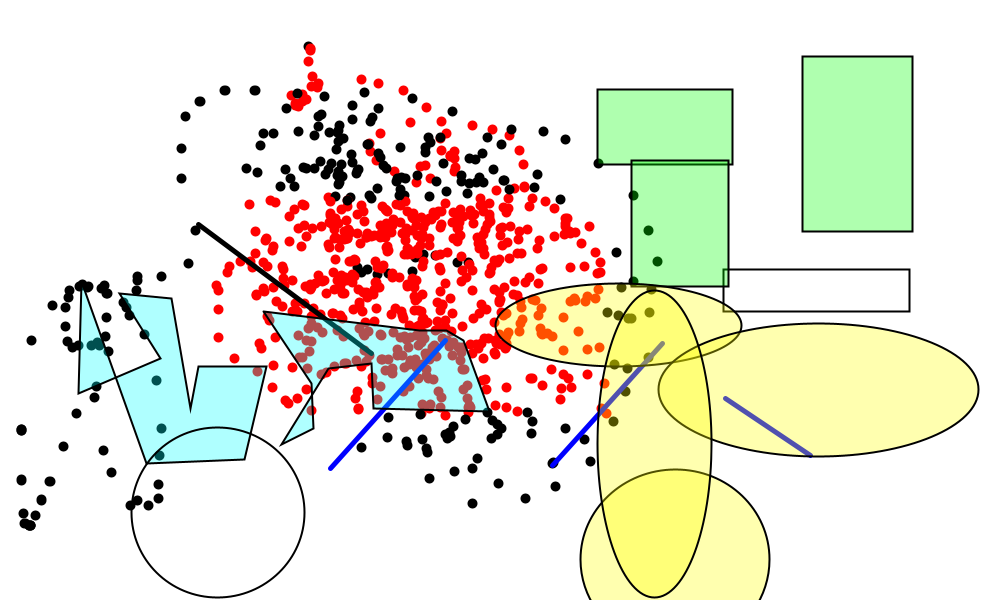
Frame 1 (no input)
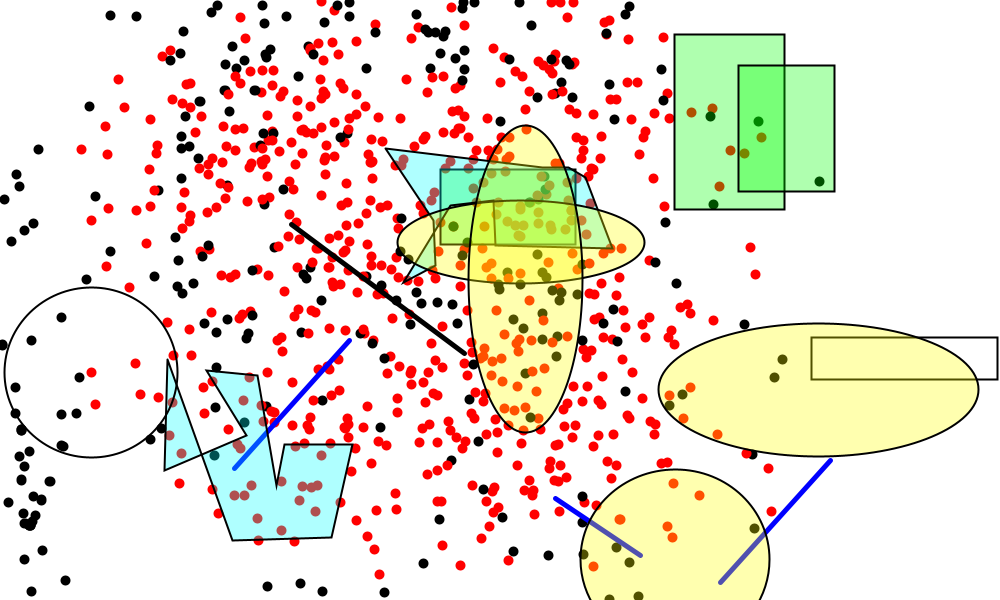
Frame 60 (the mouse pressed at the canvas centre just before this capture)
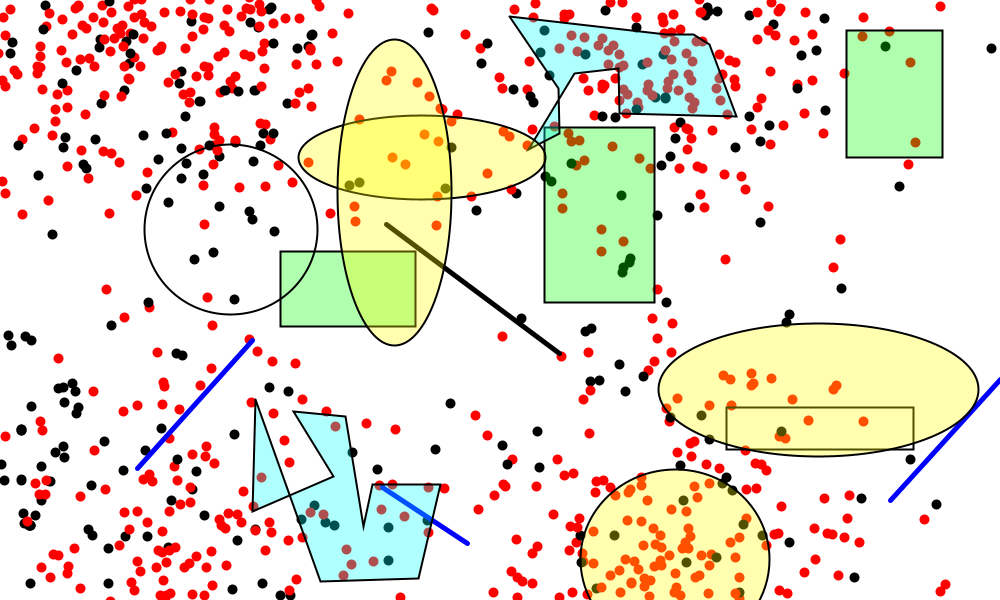
Frame 120 (the mouse held since frame 60 and released just before this capture)

The Processing sketch that drew these frames (run headless with seeded random() and noise(); from frame 60 on, the mouse is pressed at the canvas centre):

// Processing sketch: GenerateCode15430
// ── GenerateCode15430.pde
float [] pointX = new float [5000];
float [] pointY = new float [5000];
int [] pointStrokeFlag = new int [5000];
int [] pointMoveFlag = new int [5000];
int [] pointMoveFLAGX = new int [5000];
int [] pointMoveFLAGY = new int [5000];
float [] pointVX = new float [5000];
float [] pointVY = new float [5000];

float [] lineX1 = new float [500];
float [] lineY1 = new float [500];
float [] lineX2 = new float [500];
float [] lineY2 = new float [500];
float [] lineW = new float [500];
float [] lineH = new float [500];
int [] lineStrokeFlag = new int [500];
int [] lineMoveFlag = new int [500];
int [] lineMoveFLAGX = new int [500];
int [] lineMoveFLAGY = new int [500];
float [] lineVX = new float [500];
float [] lineVY = new float [500];

float [] rectX = new float [500];
float [] rectY = new float [500];
float [] rectW = new float [500];
float [] rectH = new float [500];
float [] rectX2 = new float [500];
float [] rectY2 = new float [500];
int [] rectFillFlag = new int [500];
int [] rectMoveFlag = new int [500];
int [] rectMoveFLAGX = new int [500];
int [] rectMoveFLAGY = new int [500];
float [] rectVX = new float [500];
float [] rectVY = new float [500];

int [] beginShapeFLAG = new int [500];
float [][] vertexX = new float [500][500];
float [][] vertexY = new float [500][500];
int [] vertexFillFlag = new int [500];
int [] vertexFlag = new int [500];
int [] lastVertexFlag = new int [500];
int vertexCount;
int [] vertexMoveFlag = new int [500];
float [] vertexMoveFLAGX = new float [500];
float [] vertexMoveFLAGY = new float [500];
float [] MaxX = new float [500];
float [] minX = new float [500];
float [] MaxY = new float [500];
float [] minY = new float [500];
float [][] DistX = new float [500][500];
float [][] distX = new float [500][500];
float [][] DistY = new float [500][500];
float [][] distY = new float [500][500];
float [] vertexVX = new float [500];
float [] vertexVY = new float [500];

int [] ellipFillFlag = new int [500];
int [] ellipMoveFlag = new int [500];
int [] ellipMoveFLAGX = new int [500];
int [] ellipMoveFLAGY = new int [500];
float [] ellipX = new float [500];
float [] ellipY = new float [500];
float [] ellipR1 = new float [500];
float [] ellipR2 = new float [500];
int [] ellipFlag = new int [500];
int [] ellipFLAG = new int [500];
float [] ellipVX = new float [500];
float [] ellipVY = new float [500];

void setup(){
  size(1000, 600);
  for(int p=0; p<5000; p++){
    pointVX[p]=random(1, 3);
    pointVY[p]=random(1, 3);
    pointMoveFLAGX[p]=(int)random(2);
    pointMoveFLAGY[p]=(int)random(2);
  }
  for(int l=0; l<500; l++){
    lineVX[l]=random(1, 3);
    lineVY[l]=random(1, 3);
    lineMoveFLAGX[l]=(int)random(2);
    lineMoveFLAGY[l]=(int)random(2);
  }
  for(int r=0; r<500; r++){
    rectVX[r]=random(1, 3);
    rectVY[r]=random(1, 3);
    rectMoveFLAGX[r]=(int)random(2);
    rectMoveFLAGY[r]=(int)random(2);
  }
  for(int v=0; v<500; v++){
    vertexVX[v]=random(1, 3);
    vertexVY[v]=random(1, 3);
    vertexMoveFLAGX[v]=(int)random(2);
    vertexMoveFLAGY[v]=(int)random(2);
  }
  for (int e=0; e<500; e++) {
    ellipVX[e]=random(1, 3);
    ellipVY[e]=random(1, 3);
    ellipMoveFLAGX[e]=(int)random(2);
    ellipMoveFLAGY[e]=(int)random(2);
  }
  pointX[0]=308.3333;
  pointY[0]=46.666664;
  pointX[1]=310.0;
  pointY[1]=48.333332;
  pointX[2]=310.0;
  pointY[2]=49.999996;
  pointX[3]=310.0;
  pointY[3]=59.999996;
  pointX[4]=310.0;
  pointY[4]=75.0;
  pointX[5]=310.0;
  pointY[5]=88.33333;
  pointX[6]=305.0;
  pointY[6]=98.33333;
  pointX[7]=300.0;
  pointY[7]=103.33333;
  pointX[8]=296.66666;
  pointY[8]=103.33333;
  pointX[9]=293.3333;
  pointY[9]=103.33333;
  pointX[10]=293.3333;
  pointY[10]=101.666664;
  pointX[11]=293.3333;
  pointY[11]=98.33333;
  pointX[12]=300.0;
  pointY[12]=93.33333;
  pointX[13]=320.0;
  pointY[13]=85.0;
  pointX[14]=320.0;
  pointY[14]=85.0;
  pointX[15]=360.0;
  pointY[15]=81.666664;
  pointX[16]=380.0;
  pointY[16]=81.666664;
  pointX[17]=404.99997;
  pointY[17]=91.666664;
  pointX[18]=424.99997;
  pointY[18]=109.99999;
  pointX[19]=443.3333;
  pointY[19]=136.66666;
  pointX[20]=443.3333;
  pointY[20]=136.66666;
  pointX[21]=459.99997;
  pointY[21]=219.99998;
  pointX[22]=458.3333;
  pointY[22]=238.33333;
  pointX[23]=444.99997;
  pointY[23]=251.66666;
  pointX[24]=433.3333;
  pointY[24]=256.66666;
  pointX[25]=424.99997;
  pointY[25]=256.66666;
  pointX[26]=413.3333;
  pointY[26]=256.66666;
  pointX[27]=409.99997;
  pointY[27]=249.99998;
  pointX[28]=406.66666;
  pointY[28]=243.33333;
  pointX[29]=406.66666;
  pointY[29]=236.66666;
  pointX[30]=414.99997;
  pointY[30]=228.33333;
  pointX[31]=426.66666;
  pointY[31]=219.99998;
  pointX[32]=436.66666;
  pointY[32]=214.99998;
  pointX[33]=451.66666;
  pointY[33]=213.33333;
  pointX[34]=461.66666;
  pointY[34]=214.99998;
  pointX[35]=471.66666;
  pointY[35]=226.66666;
  pointX[36]=476.66666;
  pointY[36]=241.66666;
  pointX[37]=476.66666;
  pointY[37]=251.66666;
  pointX[38]=469.99997;
  pointY[38]=260.0;
  pointX[39]=454.99997;
  pointY[39]=265.0;
  pointX[40]=438.3333;
  pointY[40]=268.3333;
  pointX[41]=414.99997;
  pointY[41]=270.0;
  pointX[42]=389.99997;
  pointY[42]=271.66666;
  pointX[43]=375.0;
  pointY[43]=271.66666;
  pointX[44]=365.0;
  pointY[44]=271.66666;
  pointX[45]=360.0;
  pointY[45]=270.0;
  pointX[46]=360.0;
  pointY[46]=270.0;
  pointX[47]=383.3333;
  pointY[47]=226.66666;
  pointX[48]=383.3333;
  pointY[48]=226.66666;
  pointX[49]=423.3333;
  pointY[49]=168.33333;
  pointX[50]=423.3333;
  pointY[50]=168.33333;
  pointX[51]=443.3333;
  pointY[51]=153.33333;
  pointX[52]=448.3333;
  pointY[52]=153.33333;
  pointX[53]=451.66666;
  pointY[53]=153.33333;
  pointX[54]=453.3333;
  pointY[54]=155.0;
  pointX[55]=453.3333;
  pointY[55]=161.66666;
  pointX[56]=453.3333;
  pointY[56]=168.33333;
  pointX[57]=453.3333;
  pointY[57]=168.33333;
  pointX[58]=433.3333;
  pointY[58]=180.0;
  pointX[59]=414.99997;
  pointY[59]=180.0;
  pointX[60]=391.66666;
  pointY[60]=173.33333;
  pointX[61]=378.3333;
  pointY[61]=161.66666;
  pointX[62]=368.3333;
  pointY[62]=150.0;
  pointX[63]=368.3333;
  pointY[63]=141.66666;
  pointX[64]=378.3333;
  pointY[64]=131.66666;
  pointX[65]=408.3333;
  pointY[65]=124.99999;
  pointX[66]=443.3333;
  pointY[66]=123.33333;
  pointX[67]=469.99997;
  pointY[67]=123.33333;
  pointX[68]=494.99997;
  pointY[68]=126.666664;
  pointX[69]=511.66666;
  pointY[69]=138.33333;
  pointX[70]=518.3333;
  pointY[70]=153.33333;
  pointX[71]=521.6666;
  pointY[71]=166.66666;
  pointX[72]=521.6666;
  pointY[72]=188.33333;
  pointX[73]=503.3333;
  pointY[73]=211.66666;
  pointX[74]=484.99997;
  pointY[74]=226.66666;
  pointX[75]=459.99997;
  pointY[75]=238.33333;
  pointX[76]=459.99997;
  pointY[76]=238.33333;
  pointX[77]=426.66666;
  pointY[77]=239.99998;
  pointX[78]=419.99997;
  pointY[78]=236.66666;
  pointX[79]=419.99997;
  pointY[79]=236.66666;
  pointX[80]=418.3333;
  pointY[80]=226.66666;
  pointX[81]=431.66666;
  pointY[81]=219.99998;
  pointX[82]=454.99997;
  pointY[82]=211.66666;
  pointX[83]=483.3333;
  pointY[83]=203.33333;
  pointX[84]=506.66666;
  pointY[84]=199.99998;
  pointX[85]=530.0;
  pointY[85]=199.99998;
  pointX[86]=548.3333;
  pointY[86]=203.33333;
  pointX[87]=556.6666;
  pointY[87]=209.99998;
  pointX[88]=566.6666;
  pointY[88]=219.99998;
  pointX[89]=568.3333;
  pointY[89]=229.99998;
  pointX[90]=568.3333;
  pointY[90]=234.99998;
  pointX[91]=561.6666;
  pointY[91]=236.66666;
  pointX[92]=551.6666;
  pointY[92]=238.33333;
  pointX[93]=536.6666;
  pointY[93]=238.33333;
  pointX[94]=520.0;
  pointY[94]=236.66666;
  pointX[95]=503.3333;
  pointY[95]=229.99998;
  pointX[96]=493.3333;
  pointY[96]=219.99998;
  pointX[97]=486.66666;
  pointY[97]=211.66666;
  pointX[98]=484.99997;
  pointY[98]=203.33333;
  pointX[99]=494.99997;
  pointY[99]=193.33333;
  pointX[100]=511.66666;
  pointY[100]=186.66666;
  pointX[101]=523.3333;
  pointY[101]=185.0;
  lineX1[1]=196.66666;
  lineY1[1]=224.99998;
  lineX2[1]=370.0;
  lineY2[1]=353.3333;
  lineX1[2]=331.66666;
  lineY1[2]=468.3333;
  lineX2[2]=446.66666;
  lineY2[2]=340.0;
  lineX1[3]=660.0;
  lineY1[3]=341.66666;
  lineX2[3]=550.0;
  lineY2[3]=463.3333;
  lineX1[4]=813.3333;
  lineY1[4]=453.3333;
  lineX2[4]=728.3333;
  lineY2[4]=396.66666;
  rectX[1]=600.0;
  rectY[1]=88.33333;
  rectW[1]=135.0;
  rectH[1]=75.0;
  rectX[2]=914.99994;
  rectY[2]=58.333332;
  rectW[2]=-110.0;
  rectH[2]=175.0;
  rectX[3]=908.3333;
  rectY[3]=310.0;
  rectW[3]=-186.66669;
  rectH[3]=-41.666687;
  rectX[4]=630.0;
  rectY[4]=288.3333;
  rectW[4]=96.666626;
  rectH[4]=-126.66666;
  vertexX[0][0]=81.666664;
  vertexY[0][0]=281.66666;
  vertexX[0][1]=78.33333;
  vertexY[0][1]=393.3333;
  vertexX[0][2]=160.0;
  vertexY[0][2]=358.3333;
  vertexX[0][3]=119.99999;
  vertexY[0][3]=293.3333;
  vertexX[0][4]=171.66666;
  vertexY[0][4]=298.3333;
  vertexX[0][5]=190.0;
  vertexY[0][5]=408.3333;
  vertexX[0][6]=198.33333;
  vertexY[0][6]=366.66666;
  vertexX[0][7]=266.66666;
  vertexY[0][7]=366.66666;
  vertexX[0][8]=244.99998;
  vertexY[0][8]=459.99997;
  vertexX[0][9]=146.66666;
  vertexY[0][9]=463.3333;
  vertexX[1][0]=263.3333;
  vertexY[1][0]=311.66666;
  vertexX[1][1]=311.66666;
  vertexY[1][1]=383.3333;
  vertexX[1][2]=313.3333;
  vertexY[1][2]=428.3333;
  vertexX[1][3]=281.66666;
  vertexY[1][3]=444.99997;
  vertexX[1][4]=328.3333;
  vertexY[1][4]=368.3333;
  vertexX[1][5]=371.66666;
  vertexY[1][5]=363.3333;
  vertexX[1][6]=373.3333;
  vertexY[1][6]=408.3333;
  vertexX[1][7]=489.99997;
  vertexY[1][7]=411.66666;
  vertexX[1][8]=463.3333;
  vertexY[1][8]=340.0;
  vertexX[1][9]=446.66666;
  vertexY[1][9]=330.0;
  vertexX[1][10]=419.99997;
  vertexY[1][10]=330.0;
  ellipX[1]=620.0;
  ellipY[1]=326.66666;
  ellipR1[1]=123.33331;
  ellipR2[1]=41.666656;
  ellipX[2]=818.3333;
  ellipY[2]=389.99997;
  ellipR1[2]=-160.0;
  ellipR2[2]=-66.66666;
  ellipX[3]=675.0;
  ellipY[3]=560.0;
  ellipR1[3]=94.99994;
  ellipR2[3]=-90.00003;
  ellipX[4]=656.6666;
  ellipY[4]=461.66666;
  ellipR1[4]=-56.666626;
  ellipR2[4]=153.33334;
  ellipX[5]=219.99998;
  ellipY[5]=561.6666;
  ellipR1[5]=86.66667;
  ellipR2[5]=-84.99997;
  pointStrokeFlag[1]=1;
  pointStrokeFlag[2]=1;
  pointStrokeFlag[3]=1;
  pointStrokeFlag[4]=1;
  pointStrokeFlag[5]=1;
  pointStrokeFlag[6]=1;
  pointStrokeFlag[7]=1;
  pointStrokeFlag[8]=1;
  pointStrokeFlag[9]=1;
  pointStrokeFlag[10]=1;
  pointStrokeFlag[11]=1;
  pointStrokeFlag[12]=1;
  pointStrokeFlag[13]=1;
  pointStrokeFlag[14]=1;
  pointStrokeFlag[15]=1;
  pointStrokeFlag[16]=1;
  pointStrokeFlag[17]=1;
  pointStrokeFlag[18]=1;
  pointStrokeFlag[19]=1;
  pointStrokeFlag[20]=1;
  pointStrokeFlag[21]=1;
  pointStrokeFlag[22]=1;
  pointStrokeFlag[23]=1;
  pointStrokeFlag[27]=1;
  pointStrokeFlag[28]=1;
  pointStrokeFlag[29]=1;
  pointStrokeFlag[30]=1;
  pointStrokeFlag[31]=1;
  pointStrokeFlag[32]=1;
  pointStrokeFlag[33]=1;
  pointStrokeFlag[34]=1;
  pointStrokeFlag[35]=1;
  pointStrokeFlag[36]=1;
  pointStrokeFlag[37]=1;
  pointStrokeFlag[47]=1;
  pointStrokeFlag[48]=1;
  pointStrokeFlag[49]=1;
  pointStrokeFlag[50]=1;
  pointStrokeFlag[51]=1;
  pointStrokeFlag[52]=1;
  pointStrokeFlag[53]=1;
  pointStrokeFlag[54]=1;
  pointStrokeFlag[55]=1;
  pointStrokeFlag[56]=1;
  pointStrokeFlag[57]=1;
  pointStrokeFlag[58]=1;
  pointStrokeFlag[59]=1;
  pointStrokeFlag[60]=1;
  pointStrokeFlag[61]=1;
  pointStrokeFlag[62]=1;
  pointStrokeFlag[63]=1;
  pointStrokeFlag[64]=1;
  pointStrokeFlag[65]=1;
  pointStrokeFlag[66]=1;
  pointStrokeFlag[67]=1;
  pointStrokeFlag[68]=1;
  pointStrokeFlag[69]=1;
  pointStrokeFlag[70]=1;
  pointStrokeFlag[71]=1;
  pointStrokeFlag[72]=1;
  pointStrokeFlag[73]=1;
  pointStrokeFlag[74]=1;
  pointStrokeFlag[75]=1;
  pointStrokeFlag[76]=1;
  pointStrokeFlag[77]=1;
  pointStrokeFlag[78]=1;
  pointStrokeFlag[79]=1;
  pointStrokeFlag[80]=1;
  pointStrokeFlag[81]=1;
  pointStrokeFlag[82]=1;
  pointStrokeFlag[83]=1;
  pointStrokeFlag[84]=1;
  pointStrokeFlag[85]=1;
  pointStrokeFlag[86]=1;
  pointStrokeFlag[87]=1;
  pointStrokeFlag[88]=1;
  pointStrokeFlag[89]=1;
  pointStrokeFlag[90]=1;
  pointStrokeFlag[91]=1;
  pointStrokeFlag[92]=1;
  pointStrokeFlag[93]=1;
  pointStrokeFlag[94]=1;
  pointStrokeFlag[95]=1;
  pointStrokeFlag[96]=1;
  pointStrokeFlag[97]=1;
  pointStrokeFlag[98]=1;
  pointStrokeFlag[99]=1;
  pointStrokeFlag[100]=1;
  pointStrokeFlag[101]=1;
  rectFillFlag[1]=1;
  ellipFillFlag[1]=1;
  ellipFillFlag[2]=1;
  lineStrokeFlag[3]=1;
  ellipFillFlag[3]=1;
  lineStrokeFlag[4]=1;
  rectFillFlag[4]=1;
  ellipFillFlag[4]=1;
  vertexFillFlag[1]=1;
  lineStrokeFlag[2]=1;
  pointMoveFlag[6]=1;
  pointMoveFlag[7]=1;
  pointMoveFlag[8]=1;
  pointMoveFlag[9]=1;
  pointMoveFlag[10]=1;
  pointMoveFlag[11]=1;
  pointMoveFlag[12]=1;
  ellipMoveFlag[1]=1;
  lineMoveFlag[3]=1;
  rectMoveFlag[3]=1;
  rectMoveFlag[4]=1;
  pointMoveFlag[53]=1;
  pointMoveFlag[54]=1;
  pointMoveFlag[55]=1;
  pointMoveFlag[56]=1;
  pointMoveFlag[57]=1;
  pointMoveFlag[67]=1;
  pointMoveFlag[68]=1;
  pointMoveFlag[69]=1;
  pointMoveFlag[70]=1;
  pointMoveFlag[71]=1;
  rectMoveFlag[1]=1;
  rectMoveFlag[2]=1;
  lineMoveFlag[4]=1;
  ellipMoveFlag[4]=1;
  pointMoveFlag[9]=1;
  lineMoveFlag[3]=1;
  rectMoveFlag[3]=1;
  vertexMoveFlag[1]=1;
  pointMoveFlag[53]=1;
  pointMoveFlag[55]=1;
  vertexMoveFlag[0]=1;
  lineMoveFlag[1]=1;
  vertexMoveFlag[1]=1;
  lineMoveFlag[3]=1;
  pointMoveFlag[21]=1;
  pointMoveFlag[22]=1;
  pointMoveFlag[23]=1;
  pointMoveFlag[24]=1;
  pointMoveFlag[25]=1;
  pointMoveFlag[26]=1;
  pointMoveFlag[27]=1;
  pointMoveFlag[28]=1;
  pointMoveFlag[29]=1;
  pointMoveFlag[30]=1;
  pointMoveFlag[31]=1;
  pointMoveFlag[32]=1;
  pointMoveFlag[33]=1;
  pointMoveFlag[34]=1;
  pointMoveFlag[35]=1;
  pointMoveFlag[36]=1;
  pointMoveFlag[37]=1;
  pointMoveFlag[38]=1;
  pointMoveFlag[39]=1;
  pointMoveFlag[40]=1;
  pointMoveFlag[41]=1;
  pointMoveFlag[42]=1;
  pointMoveFlag[43]=1;
  pointMoveFlag[44]=1;
  pointMoveFlag[45]=1;
  pointMoveFlag[46]=1;
  pointMoveFlag[47]=1;
  pointMoveFlag[48]=1;
  pointMoveFlag[73]=1;
  pointMoveFlag[74]=1;
  pointMoveFlag[75]=1;
  pointMoveFlag[76]=1;
  pointMoveFlag[77]=1;
  pointMoveFlag[78]=1;
  pointMoveFlag[79]=1;
  pointMoveFlag[80]=1;
  pointMoveFlag[81]=1;
  pointMoveFlag[82]=1;
  pointMoveFlag[88]=1;
  pointMoveFlag[89]=1;
  pointMoveFlag[90]=1;
  pointMoveFlag[91]=1;
  pointMoveFlag[92]=1;
  pointMoveFlag[93]=1;
  pointMoveFlag[94]=1;
  pointMoveFlag[95]=1;
  pointMoveFlag[96]=1;
  pointMoveFlag[97]=1;
  rectMoveFlag[1]=1;
  ellipMoveFlag[1]=1;
  rectMoveFlag[2]=1;
  lineMoveFlag[4]=1;
  ellipMoveFlag[4]=1;
  pointMoveFlag[9]=1;
  pointMoveFlag[19]=1;
  pointMoveFlag[20]=1;
  pointMoveFlag[22]=1;
  pointMoveFlag[28]=1;
  pointMoveFlag[49]=1;
  pointMoveFlag[50]=1;
  pointMoveFlag[51]=1;
  pointMoveFlag[52]=1;
  pointMoveFlag[58]=1;
  pointMoveFlag[59]=1;
  pointMoveFlag[60]=1;
  pointMoveFlag[61]=1;
  pointMoveFlag[62]=1;
  pointMoveFlag[63]=1;
  pointMoveFlag[64]=1;
  pointMoveFlag[65]=1;
  pointMoveFlag[66]=1;
  pointMoveFlag[72]=1;
  pointMoveFlag[73]=1;
  pointMoveFlag[78]=1;
  pointMoveFlag[83]=1;
  pointMoveFlag[84]=1;
  pointMoveFlag[85]=1;
  pointMoveFlag[86]=1;
  pointMoveFlag[87]=1;
  pointMoveFlag[98]=1;
  pointMoveFlag[99]=1;
  pointMoveFlag[100]=1;
  pointMoveFlag[101]=1;
  lineMoveFlag[1]=1;
  rectMoveFlag[3]=1;
  pointMoveFlag[4]=1;
  pointMoveFlag[5]=1;
  pointMoveFlag[13]=1;
  pointMoveFlag[14]=1;
  pointMoveFlag[15]=1;
  pointMoveFlag[16]=1;
  pointMoveFlag[17]=1;
  pointMoveFlag[18]=1;
  pointMoveFlag[29]=1;
  pointMoveFlag[35]=1;
  ellipMoveFlag[1]=1;
  pointX[102]=140.0;
  pointY[102]=275.0;
  pointX[103]=140.0;
  pointY[103]=278.3333;
  pointX[104]=138.33333;
  pointY[104]=291.66666;
  pointX[105]=128.33333;
  pointY[105]=318.3333;
  pointX[106]=111.666664;
  pointY[106]=350.0;
  pointX[107]=95.0;
  pointY[107]=384.99997;
  pointX[108]=76.666664;
  pointY[108]=413.3333;
  pointX[109]=63.333332;
  pointY[109]=446.66666;
  pointX[110]=49.999996;
  pointY[110]=481.66666;
  pointX[111]=41.666664;
  pointY[111]=499.99997;
  pointX[112]=35.0;
  pointY[112]=515.0;
  pointX[113]=29.999998;
  pointY[113]=525.0;
  pointX[114]=29.999998;
  pointY[114]=525.0;
  pointX[115]=29.999998;
  pointY[115]=525.0;
  pointX[116]=24.999998;
  pointY[116]=523.3333;
  pointX[117]=23.333332;
  pointY[117]=513.3333;
  pointX[118]=21.666666;
  pointY[118]=479.99997;
  pointX[119]=21.666666;
  pointY[119]=429.99997;
  pointX[120]=21.666666;
  pointY[120]=429.99997;
  pointX[121]=31.666666;
  pointY[121]=340.0;
  pointX[122]=49.999996;
  pointY[122]=308.3333;
  pointX[123]=68.33333;
  pointY[123]=288.3333;
  pointX[124]=80.0;
  pointY[124]=283.3333;
  pointX[125]=90.0;
  pointY[125]=283.3333;
  pointX[126]=101.666664;
  pointY[126]=283.3333;
  pointX[127]=104.99999;
  pointY[127]=291.66666;
  pointX[128]=104.99999;
  pointY[128]=291.66666;
  pointX[129]=108.33333;
  pointY[129]=318.3333;
  pointX[130]=106.666664;
  pointY[130]=333.3333;
  pointX[131]=99.99999;
  pointY[131]=340.0;
  pointX[132]=90.0;
  pointY[132]=346.66666;
  pointX[133]=81.666664;
  pointY[133]=348.3333;
  pointX[134]=75.0;
  pointY[134]=348.3333;
  pointX[135]=70.0;
  pointY[135]=340.0;
  pointX[136]=66.666664;
  pointY[136]=328.3333;
  pointX[137]=66.666664;
  pointY[137]=310.0;
  pointX[138]=70.0;
  pointY[138]=295.0;
  pointX[139]=78.33333;
  pointY[139]=288.3333;
  pointX[140]=90.0;
  pointY[140]=288.3333;
  pointX[141]=103.33333;
  pointY[141]=290.0;
  pointX[142]=124.99999;
  pointY[142]=310.0;
  pointX[143]=143.33333;
  pointY[143]=336.66666;
  pointX[144]=158.33333;
  pointY[144]=378.3333;
  pointX[145]=161.66666;
  pointY[145]=428.3333;
  pointX[146]=161.66666;
  pointY[146]=458.3333;
  pointX[147]=161.66666;
  pointY[147]=486.66666;
  pointX[148]=156.66666;
  pointY[148]=496.66666;
  pointX[149]=150.0;
  pointY[149]=503.3333;
  pointX[150]=140.0;
  pointY[150]=503.3333;
  pointX[151]=131.66666;
  pointY[151]=503.3333;
  pointX[152]=113.33333;
  pointY[152]=469.99997;
  pointX[153]=104.99999;
  pointY[153]=448.3333;
  pointX[154]=96.666664;
  pointY[154]=396.66666;
  pointX[155]=96.666664;
  pointY[155]=346.66666;
  pointX[156]=124.99999;
  pointY[156]=305.0;
  pointX[157]=163.33333;
  pointY[157]=275.0;
  pointX[158]=190.0;
  pointY[158]=266.66666;
  pointX[159]=231.66666;
  pointY[159]=265.0;
  pointX[160]=251.66666;
  pointY[160]=270.0;
  pointX[161]=276.66666;
  pointY[161]=290.0;
  pointX[162]=291.66666;
  pointY[162]=313.3333;
  pointX[163]=300.0;
  pointY[163]=336.66666;
  pointX[164]=300.0;
  pointY[164]=355.0;
  pointX[165]=290.0;
  pointY[165]=365.0;
  pointX[166]=275.0;
  pointY[166]=368.3333;
  pointX[167]=256.66666;
  pointY[167]=370.0;
  pointX[168]=236.66666;
  pointY[168]=360.0;
  pointX[169]=219.99998;
  pointY[169]=338.3333;
  pointX[170]=216.66666;
  pointY[170]=311.66666;
  pointX[171]=216.66666;
  pointY[171]=288.3333;
  pointX[172]=224.99998;
  pointY[172]=270.0;
  pointX[173]=238.33333;
  pointY[173]=260.0;
  pointX[174]=251.66666;
  pointY[174]=260.0;
  pointX[175]=266.66666;
  pointY[175]=260.0;
  pointX[176]=286.66666;
  pointY[176]=281.66666;
  pointX[177]=298.3333;
  pointY[177]=305.0;
  pointX[178]=305.0;
  pointY[178]=341.66666;
  pointX[179]=305.0;
  pointY[179]=371.66666;
  pointX[180]=305.0;
  pointY[180]=386.66666;
  pointX[181]=298.3333;
  pointY[181]=396.66666;
  pointX[182]=290.0;
  pointY[182]=401.66666;
  pointX[183]=283.3333;
  pointY[183]=401.66666;
  pointX[184]=270.0;
  pointY[184]=384.99997;
  pointX[185]=258.3333;
  pointY[185]=345.0;
  pointX[186]=254.99998;
  pointY[186]=296.66666;
  pointX[187]=254.99998;
  pointY[187]=296.66666;
  pointX[188]=271.66666;
  pointY[188]=243.33333;
  pointX[189]=301.66666;
  pointY[189]=228.33333;
  pointX[190]=333.3333;
  pointY[190]=226.66666;
  pointX[191]=384.99997;
  pointY[191]=248.33333;
  pointX[192]=418.3333;
  pointY[192]=283.3333;
  pointX[193]=443.3333;
  pointY[193]=318.3333;
  pointX[194]=463.3333;
  pointY[194]=355.0;
  pointX[195]=469.99997;
  pointY[195]=383.3333;
  pointX[196]=469.99997;
  pointY[196]=401.66666;
  pointX[197]=466.66666;
  pointY[197]=409.99997;
  pointX[198]=446.66666;
  pointY[198]=413.3333;
  pointX[199]=419.99997;
  pointY[199]=401.66666;
  pointX[200]=389.99997;
  pointY[200]=371.66666;
  pointX[201]=365.0;
  pointY[201]=331.66666;
  pointX[202]=356.66666;
  pointY[202]=286.66666;
  pointX[203]=356.66666;
  pointY[203]=261.66666;
  pointX[204]=361.66666;
  pointY[204]=244.99998;
  pointX[205]=370.0;
  pointY[205]=233.33333;
  pointX[206]=383.3333;
  pointY[206]=233.33333;
  pointX[207]=383.3333;
  pointY[207]=233.33333;
  pointX[208]=411.66666;
  pointY[208]=283.3333;
  pointX[209]=423.3333;
  pointY[209]=321.66666;
  pointX[210]=426.66666;
  pointY[210]=351.66666;
  pointX[211]=426.66666;
  pointY[211]=376.66666;
  pointX[212]=411.66666;
  pointY[212]=388.3333;
  pointX[213]=381.66666;
  pointY[213]=388.3333;
  pointX[214]=345.0;
  pointY[214]=365.0;
  pointX[215]=313.3333;
  pointY[215]=325.0;
  pointX[216]=293.3333;
  pointY[216]=278.3333;
  pointX[217]=291.66666;
  pointY[217]=243.33333;
  pointX[218]=291.66666;
  pointY[218]=214.99998;
  pointX[219]=303.3333;
  pointY[219]=203.33333;
  pointX[220]=303.3333;
  pointY[220]=203.33333;
  pointX[221]=331.66666;
  pointY[221]=199.99998;
  pointX[222]=358.3333;
  pointY[222]=213.33333;
  pointX[223]=388.3333;
  pointY[223]=246.66666;
  pointX[224]=413.3333;
  pointY[224]=288.3333;
  pointX[225]=424.99997;
  pointY[225]=320.0;
  pointX[226]=426.66666;
  pointY[226]=351.66666;
  pointX[227]=424.99997;
  pointY[227]=373.3333;
  pointX[228]=401.66666;
  pointY[228]=393.3333;
  pointX[229]=375.0;
  pointY[229]=396.66666;
  pointX[230]=353.3333;
  pointY[230]=396.66666;
  pointX[231]=323.3333;
  pointY[231]=376.66666;
  pointX[232]=311.66666;
  pointY[232]=350.0;
  pointX[233]=308.3333;
  pointY[233]=315.0;
  pointX[234]=308.3333;
  pointY[234]=288.3333;
  pointX[235]=308.3333;
  pointY[235]=288.3333;
  pointX[236]=328.3333;
  pointY[236]=244.99998;
  pointX[237]=345.0;
  pointY[237]=236.66666;
  pointX[238]=360.0;
  pointY[238]=234.99998;
  pointX[239]=365.0;
  pointY[239]=234.99998;
  pointX[240]=365.0;
  pointY[240]=234.99998;
  pointX[241]=365.0;
  pointY[241]=234.99998;
  pointX[242]=413.3333;
  pointY[242]=301.66666;
  pointX[243]=416.66666;
  pointY[243]=313.3333;
  pointX[244]=418.3333;
  pointY[244]=323.3333;
  pointX[245]=418.3333;
  pointY[245]=325.0;
  pointX[246]=401.66666;
  pointY[246]=320.0;
  pointX[247]=375.0;
  pointY[247]=296.66666;
  pointX[248]=353.3333;
  pointY[248]=263.3333;
  pointX[249]=340.0;
  pointY[249]=224.99998;
  pointX[250]=340.0;
  pointY[250]=186.66666;
  pointX[251]=350.0;
  pointY[251]=153.33333;
  pointX[252]=366.66666;
  pointY[252]=141.66666;
  pointX[253]=366.66666;
  pointY[253]=141.66666;
  pointX[254]=438.3333;
  pointY[254]=135.0;
  pointX[255]=483.3333;
  pointY[255]=156.66666;
  pointX[256]=533.3333;
  pointY[256]=190.0;
  pointX[257]=566.6666;
  pointY[257]=219.99998;
  pointX[258]=593.3333;
  pointY[258]=251.66666;
  pointX[259]=600.0;
  pointY[259]=275.0;
  pointX[260]=600.0;
  pointY[260]=288.3333;
  pointX[261]=588.3333;
  pointY[261]=298.3333;
  pointX[262]=588.3333;
  pointY[262]=298.3333;
  pointX[263]=533.3333;
  pointY[263]=298.3333;
  pointX[264]=533.3333;
  pointY[264]=298.3333;
  pointX[265]=481.66666;
  pointY[265]=253.33333;
  pointX[266]=469.99997;
  pointY[266]=218.33333;
  pointX[267]=468.3333;
  pointY[267]=185.0;
  pointX[268]=473.3333;
  pointY[268]=156.66666;
  pointX[269]=489.99997;
  pointY[269]=140.0;
  pointX[270]=509.99997;
  pointY[270]=131.66666;
  pointX[271]=541.6666;
  pointY[271]=130.0;
  pointX[272]=568.3333;
  pointY[272]=138.33333;
  pointX[273]=601.6666;
  pointY[273]=165.0;
  pointX[274]=631.6666;
  pointY[274]=196.66666;
  pointX[275]=650.0;
  pointY[275]=228.33333;
  pointX[276]=655.0;
  pointY[276]=260.0;
  pointX[277]=650.0;
  pointY[277]=286.66666;
  pointX[278]=621.6666;
  pointY[278]=313.3333;
  pointX[279]=555.0;
  pointY[279]=333.3333;
  pointX[280]=509.99997;
  pointY[280]=333.3333;
  pointX[281]=448.3333;
  pointY[281]=330.0;
  pointX[282]=393.3333;
  pointY[282]=306.66666;
  pointX[283]=356.66666;
  pointY[283]=275.0;
  pointX[284]=338.3333;
  pointY[284]=244.99998;
  pointX[285]=333.3333;
  pointY[285]=216.66666;
  pointX[286]=333.3333;
  pointY[286]=193.33333;
  pointX[287]=341.66666;
  pointY[287]=180.0;
  pointX[288]=360.0;
  pointY[288]=171.66666;
  pointX[289]=384.99997;
  pointY[289]=170.0;
  pointX[290]=414.99997;
  pointY[290]=176.66666;
  pointX[291]=446.66666;
  pointY[291]=206.66666;
  pointX[292]=476.66666;
  pointY[292]=241.66666;
  pointX[293]=488.3333;
  pointY[293]=270.0;
  pointX[294]=496.66666;
  pointY[294]=300.0;
  pointX[295]=496.66666;
  pointY[295]=325.0;
  pointX[296]=481.66666;
  pointY[296]=346.66666;
  pointX[297]=449.99997;
  pointY[297]=358.3333;
  pointX[298]=413.3333;
  pointY[298]=361.66666;
  pointX[299]=380.0;
  pointY[299]=361.66666;
  pointX[300]=380.0;
  pointY[300]=361.66666;
  pointX[301]=330.0;
  pointY[301]=315.0;
  pointX[302]=321.66666;
  pointY[302]=283.3333;
  pointX[303]=321.66666;
  pointY[303]=283.3333;
  pointX[304]=330.0;
  pointY[304]=221.66666;
  pointX[305]=353.3333;
  pointY[305]=194.99998;
  pointX[306]=375.0;
  pointY[306]=186.66666;
  pointX[307]=403.3333;
  pointY[307]=180.0;
  pointX[308]=403.3333;
  pointY[308]=180.0;
  pointX[309]=469.99997;
  pointY[309]=194.99998;
  pointX[310]=503.3333;
  pointY[310]=224.99998;
  pointX[311]=523.3333;
  pointY[311]=251.66666;
  pointX[312]=536.6666;
  pointY[312]=285.0;
  pointX[313]=540.0;
  pointY[313]=313.3333;
  pointX[314]=540.0;
  pointY[314]=331.66666;
  pointX[315]=540.0;
  pointY[315]=331.66666;
  pointX[316]=498.3333;
  pointY[316]=353.3333;
  pointX[317]=461.66666;
  pointY[317]=348.3333;
  pointX[318]=444.99997;
  pointY[318]=340.0;
  pointX[319]=418.3333;
  pointY[319]=310.0;
  pointX[320]=408.3333;
  pointY[320]=286.66666;
  pointX[321]=403.3333;
  pointY[321]=256.66666;
  pointX[322]=403.3333;
  pointY[322]=234.99998;
  pointX[323]=411.66666;
  pointY[323]=219.99998;
  pointX[324]=423.3333;
  pointY[324]=216.66666;
  pointX[325]=436.66666;
  pointY[325]=216.66666;
  pointX[326]=451.66666;
  pointY[326]=219.99998;
  pointX[327]=474.99997;
  pointY[327]=239.99998;
  pointX[328]=489.99997;
  pointY[328]=268.3333;
  pointX[329]=496.66666;
  pointY[329]=291.66666;
  pointX[330]=499.99997;
  pointY[330]=315.0;
  pointX[331]=498.3333;
  pointY[331]=331.66666;
  pointX[332]=483.3333;
  pointY[332]=346.66666;
  pointX[333]=458.3333;
  pointY[333]=358.3333;
  pointX[334]=431.66666;
  pointY[334]=358.3333;
  pointX[335]=399.99997;
  pointY[335]=353.3333;
  pointX[336]=380.0;
  pointY[336]=336.66666;
  pointX[337]=361.66666;
  pointY[337]=313.3333;
  pointX[338]=353.3333;
  pointY[338]=285.0;
  pointX[339]=353.3333;
  pointY[339]=261.66666;
  pointX[340]=371.66666;
  pointY[340]=238.33333;
  pointX[341]=404.99997;
  pointY[341]=229.99998;
  pointX[342]=443.3333;
  pointY[342]=229.99998;
  pointX[343]=479.99997;
  pointY[343]=239.99998;
  pointX[344]=499.99997;
  pointY[344]=260.0;
  pointX[345]=513.3333;
  pointY[345]=280.0;
  pointX[346]=518.3333;
  pointY[346]=298.3333;
  pointX[347]=520.0;
  pointY[347]=318.3333;
  pointX[348]=516.6666;
  pointY[348]=333.3333;
  pointX[349]=496.66666;
  pointY[349]=350.0;
  pointX[350]=471.66666;
  pointY[350]=356.66666;
  pointX[351]=438.3333;
  pointY[351]=358.3333;
  pointX[352]=401.66666;
  pointY[352]=340.0;
  pointX[353]=373.3333;
  pointY[353]=310.0;
  pointX[354]=355.0;
  pointY[354]=271.66666;
  pointX[355]=346.66666;
  pointY[355]=228.33333;
  pointX[356]=346.66666;
  pointY[356]=201.66666;
  pointX[357]=360.0;
  pointY[357]=173.33333;
  pointX[358]=376.66666;
  pointY[358]=156.66666;
  pointX[359]=398.3333;
  pointY[359]=150.0;
  pointX[360]=428.3333;
  pointY[360]=150.0;
  pointX[361]=428.3333;
  pointY[361]=150.0;
  pointX[362]=478.3333;
  pointY[362]=199.99998;
  pointX[363]=488.3333;
  pointY[363]=226.66666;
  pointX[364]=496.66666;
  pointY[364]=261.66666;
  pointX[365]=496.66666;
  pointY[365]=290.0;
  pointX[366]=478.3333;
  pointY[366]=316.66666;
  pointX[367]=449.99997;
  pointY[367]=330.0;
  pointX[368]=424.99997;
  pointY[368]=335.0;
  pointX[369]=394.99997;
  pointY[369]=335.0;
  pointX[370]=373.3333;
  pointY[370]=323.3333;
  pointX[371]=356.66666;
  pointY[371]=303.3333;
  pointX[372]=356.66666;
  pointY[372]=303.3333;
  pointX[373]=348.3333;
  pointY[373]=234.99998;
  pointX[374]=348.3333;
  pointY[374]=234.99998;
  pointX[375]=394.99997;
  pointY[375]=180.0;
  pointX[376]=394.99997;
  pointY[376]=180.0;
  pointX[377]=444.99997;
  pointY[377]=161.66666;
  pointX[378]=471.66666;
  pointY[378]=161.66666;
  pointX[379]=491.66666;
  pointY[379]=171.66666;
  pointX[380]=506.66666;
  pointY[380]=191.66666;
  pointX[381]=511.66666;
  pointY[381]=209.99998;
  pointX[382]=511.66666;
  pointY[382]=228.33333;
  pointX[383]=509.99997;
  pointY[383]=244.99998;
  pointX[384]=493.3333;
  pointY[384]=258.3333;
  pointX[385]=464.99997;
  pointY[385]=268.3333;
  pointX[386]=424.99997;
  pointY[386]=268.3333;
  pointX[387]=386.66666;
  pointY[387]=253.33333;
  pointX[388]=386.66666;
  pointY[388]=253.33333;
  pointX[389]=345.0;
  pointY[389]=204.99998;
  pointX[390]=338.3333;
  pointY[390]=178.33333;
  pointX[391]=338.3333;
  pointY[391]=151.66666;
  pointX[392]=340.0;
  pointY[392]=131.66666;
  pointX[393]=353.3333;
  pointY[393]=121.666664;
  pointX[394]=371.66666;
  pointY[394]=119.99999;
  pointX[395]=371.66666;
  pointY[395]=119.99999;
  pointX[396]=428.3333;
  pointY[396]=141.66666;
  pointX[397]=463.3333;
  pointY[397]=178.33333;
  pointX[398]=491.66666;
  pointY[398]=219.99998;
  pointX[399]=501.66666;
  pointY[399]=248.33333;
  pointX[400]=506.66666;
  pointY[400]=285.0;
  pointX[401]=504.99997;
  pointY[401]=311.66666;
  pointX[402]=481.66666;
  pointY[402]=336.66666;
  pointX[403]=459.99997;
  pointY[403]=345.0;
  pointX[404]=459.99997;
  pointY[404]=345.0;
  pointX[405]=394.99997;
  pointY[405]=348.3333;
  pointX[406]=366.66666;
  pointY[406]=333.3333;
  pointX[407]=355.0;
  pointY[407]=311.66666;
  pointX[408]=343.3333;
  pointY[408]=275.0;
  pointX[409]=345.0;
  pointY[409]=239.99998;
  pointX[410]=366.66666;
  pointY[410]=208.33333;
  pointX[411]=398.3333;
  pointY[411]=188.33333;
  pointX[412]=438.3333;
  pointY[412]=180.0;
  pointX[413]=481.66666;
  pointY[413]=180.0;
  pointX[414]=481.66666;
  pointY[414]=180.0;
  pointX[415]=566.6666;
  pointY[415]=226.66666;
  pointX[416]=603.3333;
  pointY[416]=265.0;
  pointX[417]=620.0;
  pointY[417]=290.0;
  pointX[418]=630.0;
  pointY[418]=320.0;
  pointX[419]=630.0;
  pointY[419]=320.0;
  pointX[420]=628.3333;
  pointY[420]=370.0;
  pointX[421]=601.6666;
  pointY[421]=384.99997;
  pointX[422]=568.3333;
  pointY[422]=386.66666;
  pointX[423]=531.6666;
  pointY[423]=376.66666;
  pointX[424]=531.6666;
  pointY[424]=376.66666;
  pointX[425]=471.66666;
  pointY[425]=316.66666;
  pointX[426]=458.3333;
  pointY[426]=280.0;
  pointX[427]=458.3333;
  pointY[427]=254.99998;
  pointX[428]=458.3333;
  pointY[428]=226.66666;
  pointX[429]=458.3333;
  pointY[429]=226.66666;
  pointX[430]=478.3333;
  pointY[430]=206.66666;
  pointX[431]=488.3333;
  pointY[431]=204.99998;
  pointX[432]=504.99997;
  pointY[432]=209.99998;
  pointX[433]=521.6666;
  pointY[433]=233.33333;
  pointX[434]=543.3333;
  pointY[434]=266.66666;
  pointX[435]=543.3333;
  pointY[435]=266.66666;
  pointX[436]=565.0;
  pointY[436]=351.66666;
  pointX[437]=560.0;
  pointY[437]=389.99997;
  pointX[438]=535.0;
  pointY[438]=418.3333;
  pointX[439]=499.99997;
  pointY[439]=431.66666;
  pointX[440]=499.99997;
  pointY[440]=431.66666;
  pointX[441]=419.99997;
  pointY[441]=411.66666;
  pointX[442]=389.99997;
  pointY[442]=371.66666;
  pointX[443]=370.0;
  pointY[443]=330.0;
  pointX[444]=365.0;
  pointY[444]=290.0;
  pointX[445]=365.0;
  pointY[445]=290.0;
  pointX[446]=394.99997;
  pointY[446]=216.66666;
  pointX[447]=431.66666;
  pointY[447]=194.99998;
  pointX[448]=459.99997;
  pointY[448]=183.33333;
  pointX[449]=501.66666;
  pointY[449]=181.66666;
  pointX[450]=501.66666;
  pointY[450]=181.66666;
  pointX[451]=588.3333;
  pointY[451]=224.99998;
  pointX[452]=613.3333;
  pointY[452]=249.99998;
  pointX[453]=636.6666;
  pointY[453]=280.0;
  pointX[454]=646.6666;
  pointY[454]=315.0;
  pointX[455]=646.6666;
  pointY[455]=355.0;
  pointX[456]=625.0;
  pointY[456]=391.66666;
  pointX[457]=605.0;
  pointY[457]=411.66666;
  pointX[458]=568.3333;
  pointY[458]=429.99997;
  pointX[459]=533.3333;
  pointY[459]=431.66666;
  pointX[460]=493.3333;
  pointY[460]=408.3333;
  pointX[461]=459.99997;
  pointY[461]=371.66666;
  pointX[462]=441.66666;
  pointY[462]=330.0;
  pointX[463]=438.3333;
  pointY[463]=290.0;
  pointX[464]=438.3333;
  pointY[464]=253.33333;
  pointX[465]=458.3333;
  pointY[465]=224.99998;
  pointX[466]=476.66666;
  pointY[466]=213.33333;
  pointX[467]=501.66666;
  pointY[467]=204.99998;
  pointX[468]=531.6666;
  pointY[468]=204.99998;
  pointX[469]=563.3333;
  pointY[469]=224.99998;
  pointX[470]=583.3333;
  pointY[470]=246.66666;
  pointX[471]=598.3333;
  pointY[471]=275.0;
  pointX[472]=608.3333;
  pointY[472]=315.0;
  pointX[473]=596.6666;
  pointY[473]=345.0;
  pointX[474]=566.6666;
  pointY[474]=376.66666;
  pointX[475]=566.6666;
  pointY[475]=376.66666;
  pointX[476]=503.3333;
  pointY[476]=408.3333;
  pointX[477]=469.99997;
  pointY[477]=409.99997;
  pointX[478]=439.99997;
  pointY[478]=393.3333;
  pointX[479]=418.3333;
  pointY[479]=370.0;
  pointX[480]=401.66666;
  pointY[480]=338.3333;
  pointX[481]=398.3333;
  pointY[481]=310.0;
  pointX[482]=398.3333;
  pointY[482]=280.0;
  pointX[483]=409.99997;
  pointY[483]=256.66666;
  pointX[484]=428.3333;
  pointY[484]=243.33333;
  pointX[485]=458.3333;
  pointY[485]=233.33333;
  pointX[486]=484.99997;
  pointY[486]=236.66666;
  pointX[487]=511.66666;
  pointY[487]=256.66666;
  pointX[488]=528.3333;
  pointY[488]=276.66666;
  pointX[489]=543.3333;
  pointY[489]=306.66666;
  pointX[490]=550.0;
  pointY[490]=331.66666;
  pointX[491]=550.0;
  pointY[491]=366.66666;
  pointX[492]=540.0;
  pointY[492]=386.66666;
  pointX[493]=520.0;
  pointY[493]=409.99997;
  pointX[494]=494.99997;
  pointY[494]=421.66666;
  pointX[495]=468.3333;
  pointY[495]=421.66666;
  pointX[496]=443.3333;
  pointY[496]=399.99997;
  pointX[497]=424.99997;
  pointY[497]=366.66666;
  pointX[498]=411.66666;
  pointY[498]=328.3333;
  pointX[499]=409.99997;
  pointY[499]=288.3333;
  pointX[500]=409.99997;
  pointY[500]=251.66666;
  pointX[501]=419.99997;
  pointY[501]=233.33333;
  pointX[502]=439.99997;
  pointY[502]=213.33333;
  pointX[503]=458.3333;
  pointY[503]=208.33333;
  pointX[504]=473.3333;
  pointY[504]=208.33333;
  pointX[505]=486.66666;
  pointY[505]=213.33333;
  pointX[506]=503.3333;
  pointY[506]=233.33333;
  pointX[507]=516.6666;
  pointY[507]=254.99998;
  pointX[508]=523.3333;
  pointY[508]=280.0;
  pointX[509]=523.3333;
  pointY[509]=305.0;
  pointX[510]=521.6666;
  pointY[510]=325.0;
  pointX[511]=498.3333;
  pointY[511]=343.3333;
  pointX[512]=468.3333;
  pointY[512]=346.66666;
  pointX[513]=434.99997;
  pointY[513]=346.66666;
  pointX[514]=418.3333;
  pointY[514]=338.3333;
  pointX[515]=393.3333;
  pointY[515]=316.66666;
  pointX[516]=381.66666;
  pointY[516]=290.0;
  pointX[517]=378.3333;
  pointY[517]=263.3333;
  pointX[518]=378.3333;
  pointY[518]=239.99998;
  pointX[519]=386.66666;
  pointY[519]=224.99998;
  pointX[520]=398.3333;
  pointY[520]=219.99998;
  pointX[521]=413.3333;
  pointY[521]=218.33333;
  pointX[522]=429.99997;
  pointY[522]=221.66666;
  pointX[523]=451.66666;
  pointY[523]=241.66666;
  pointX[524]=469.99997;
  pointY[524]=268.3333;
  pointX[525]=483.3333;
  pointY[525]=301.66666;
  pointX[526]=486.66666;
  pointY[526]=340.0;
  pointX[527]=484.99997;
  pointY[527]=383.3333;
  pointX[528]=471.66666;
  pointY[528]=408.3333;
  pointX[529]=451.66666;
  pointY[529]=428.3333;
  pointX[530]=419.99997;
  pointY[530]=441.66666;
  pointX[531]=388.3333;
  pointY[531]=439.99997;
  pointX[532]=356.66666;
  pointY[532]=406.66666;
  pointX[533]=356.66666;
  pointY[533]=406.66666;
  pointX[534]=321.66666;
  pointY[534]=316.66666;
  pointX[535]=320.0;
  pointY[535]=273.3333;
  pointX[536]=326.66666;
  pointY[536]=246.66666;
  pointX[537]=345.0;
  pointY[537]=221.66666;
  pointX[538]=373.3333;
  pointY[538]=196.66666;
  pointX[539]=406.66666;
  pointY[539]=193.33333;
  pointX[540]=448.3333;
  pointY[540]=193.33333;
  pointX[541]=525.0;
  pointY[541]=228.33333;
  pointX[542]=571.6666;
  pointY[542]=265.0;
  pointX[543]=593.3333;
  pointY[543]=300.0;
  pointX[544]=616.6666;
  pointY[544]=361.66666;
  pointX[545]=616.6666;
  pointY[545]=419.99997;
  pointX[546]=588.3333;
  pointY[546]=463.3333;
  pointX[547]=553.3333;
  pointY[547]=488.3333;
  pointX[548]=523.3333;
  pointY[548]=499.99997;
  pointX[549]=474.99997;
  pointY[549]=501.66666;
  pointX[550]=428.3333;
  pointY[550]=479.99997;
  pointX[551]=404.99997;
  pointY[551]=443.3333;
  pointX[552]=404.99997;
  pointY[552]=443.3333;
  pointX[553]=368.3333;
  pointY[553]=358.3333;
  pointX[554]=366.66666;
  pointY[554]=320.0;
  pointX[555]=370.0;
  pointY[555]=295.0;
  pointX[556]=378.3333;
  pointY[556]=285.0;
  pointX[557]=378.3333;
  pointY[557]=285.0;
  pointX[558]=394.99997;
  pointY[558]=275.0;
  pointX[559]=394.99997;
  pointY[559]=275.0;
  pointX[560]=411.66666;
  pointY[560]=283.3333;
  pointX[561]=416.66666;
  pointY[561]=298.3333;
  pointX[562]=419.99997;
  pointY[562]=316.66666;
  pointX[563]=419.99997;
  pointY[563]=333.3333;
  pointX[564]=409.99997;
  pointY[564]=345.0;
  pointX[565]=386.66666;
  pointY[565]=358.3333;
  pointX[566]=353.3333;
  pointY[566]=358.3333;
  pointX[567]=313.3333;
  pointY[567]=338.3333;
  pointX[568]=278.3333;
  pointY[568]=300.0;
  pointX[569]=253.33333;
  pointY[569]=251.66666;
  pointX[570]=248.33333;
  pointY[570]=206.66666;
  pointX[571]=248.33333;
  pointY[571]=166.66666;
  pointX[572]=263.3333;
  pointY[572]=133.33333;
  pointX[573]=288.3333;
  pointY[573]=111.666664;
  pointX[574]=321.66666;
  pointY[574]=98.33333;
  pointX[575]=361.66666;
  pointY[575]=95.0;
  pointX[576]=409.99997;
  pointY[576]=96.666664;
  pointX[577]=453.3333;
  pointY[577]=113.33333;
  pointX[578]=499.99997;
  pointY[578]=141.66666;
  pointX[579]=540.0;
  pointY[579]=171.66666;
  pointX[580]=563.3333;
  pointY[580]=198.33333;
  pointX[581]=576.6666;
  pointY[581]=229.99998;
  pointX[582]=581.6666;
  pointY[582]=268.3333;
  pointX[583]=571.6666;
  pointY[583]=300.0;
  pointX[584]=543.3333;
  pointY[584]=326.66666;
  pointX[585]=506.66666;
  pointY[585]=350.0;
  pointX[586]=463.3333;
  pointY[586]=366.66666;
  pointX[587]=416.66666;
  pointY[587]=376.66666;
  pointX[588]=370.0;
  pointY[588]=378.3333;
  pointX[589]=328.3333;
  pointY[589]=375.0;
  pointX[590]=301.66666;
  pointY[590]=360.0;
  pointX[591]=278.3333;
  pointY[591]=340.0;
  pointX[592]=266.66666;
  pointY[592]=318.3333;
  pointX[593]=266.66666;
  pointY[593]=318.3333;
  pointX[594]=265.0;
  pointY[594]=268.3333;
  pointX[595]=275.0;
  pointY[595]=251.66666;
  pointX[596]=300.0;
  pointY[596]=226.66666;
  pointX[597]=328.3333;
  pointY[597]=211.66666;
  pointX[598]=360.0;
  pointY[598]=203.33333;
  pointX[599]=401.66666;
  pointY[599]=203.33333;
  pointX[600]=439.99997;
  pointY[600]=213.33333;
  pointX[601]=459.99997;
  pointY[601]=226.66666;
  pointX[602]=481.66666;
  pointY[602]=249.99998;
  pointX[603]=491.66666;
  pointY[603]=275.0;
  pointX[604]=498.3333;
  pointY[604]=301.66666;
  pointX[605]=498.3333;
  pointY[605]=338.3333;
  pointX[606]=483.3333;
  pointY[606]=378.3333;
  pointX[607]=468.3333;
  pointY[607]=409.99997;
  pointX[608]=446.66666;
  pointY[608]=436.66666;
  pointX[609]=446.66666;
  pointY[609]=436.66666;
  pointX[610]=358.3333;
  pointY[610]=449.99997;
  pointX[611]=313.3333;
  pointY[611]=411.66666;
  pointX[612]=260.0;
  pointY[612]=350.0;
  pointX[613]=218.33333;
  pointY[613]=288.3333;
  pointX[614]=193.33333;
  pointY[614]=231.66666;
  pointX[615]=181.66666;
  pointY[615]=178.33333;
  pointX[616]=181.66666;
  pointY[616]=148.33333;
  pointX[617]=185.0;
  pointY[617]=116.666664;
  pointX[618]=199.99998;
  pointY[618]=101.666664;
  pointX[619]=224.99998;
  pointY[619]=90.0;
  pointX[620]=254.99998;
  pointY[620]=90.0;
  pointX[621]=295.0;
  pointY[621]=96.666664;
  pointX[622]=341.66666;
  pointY[622]=126.666664;
  pointX[623]=381.66666;
  pointY[623]=168.33333;
  pointX[624]=404.99997;
  pointY[624]=208.33333;
  pointX[625]=418.3333;
  pointY[625]=256.66666;
  pointX[626]=419.99997;
  pointY[626]=296.66666;
  pointX[627]=419.99997;
  pointY[627]=340.0;
  pointX[628]=411.66666;
  pointY[628]=361.66666;
  pointX[629]=411.66666;
  pointY[629]=361.66666;
  pointX[630]=375.0;
  pointY[630]=384.99997;
  pointX[631]=343.3333;
  pointY[631]=365.0;
  pointX[632]=310.0;
  pointY[632]=330.0;
  pointX[633]=283.3333;
  pointY[633]=286.66666;
  pointX[634]=263.3333;
  pointY[634]=241.66666;
  pointX[635]=263.3333;
  pointY[635]=241.66666;
  pointX[636]=254.99998;
  pointY[636]=170.0;
  pointX[637]=260.0;
  pointY[637]=145.0;
  pointX[638]=273.3333;
  pointY[638]=133.33333;
  pointX[639]=300.0;
  pointY[639]=128.33333;
  pointX[640]=335.0;
  pointY[640]=130.0;
  pointX[641]=378.3333;
  pointY[641]=160.0;
  pointX[642]=443.3333;
  pointY[642]=223.33333;
  pointX[643]=471.66666;
  pointY[643]=263.3333;
  pointX[644]=496.66666;
  pointY[644]=303.3333;
  pointX[645]=501.66666;
  pointY[645]=318.3333;
  pointX[646]=504.99997;
  pointY[646]=338.3333;
  pointX[647]=498.3333;
  pointY[647]=345.0;
  pointX[648]=478.3333;
  pointY[648]=346.66666;
  pointX[649]=444.99997;
  pointY[649]=338.3333;
  pointX[650]=411.66666;
  pointY[650]=311.66666;
  pointX[651]=378.3333;
  pointY[651]=270.0;
  pointX[652]=378.3333;
  pointY[652]=270.0;
  pointX[653]=345.0;
  pointY[653]=175.0;
  pointX[654]=341.66666;
  pointY[654]=140.0;
  pointX[655]=341.66666;
  pointY[655]=140.0;
  pointX[656]=355.0;
  pointY[656]=106.666664;
  pointX[657]=380.0;
  pointY[657]=106.666664;
  pointX[658]=426.66666;
  pointY[658]=138.33333;
  pointX[659]=474.99997;
  pointY[659]=185.0;
  pointX[660]=540.0;
  pointY[660]=249.99998;
  pointX[661]=576.6666;
  pointY[661]=301.66666;
  pointX[662]=576.6666;
  pointY[662]=301.66666;
  pointX[663]=598.3333;
  pointY[663]=406.66666;
  pointX[664]=583.3333;
  pointY[664]=441.66666;
  pointX[665]=555.0;
  pointY[665]=464.99997;
  pointX[666]=555.0;
  pointY[666]=464.99997;
  pointX[667]=496.66666;
  pointY[667]=481.66666;
  pointX[668]=469.99997;
  pointY[668]=466.66666;
  pointX[669]=448.3333;
  pointY[669]=434.99997;
  pointX[670]=448.3333;
  pointY[670]=434.99997;
  pointX[671]=421.66666;
  pointY[671]=363.3333;
  pointX[672]=421.66666;
  pointY[672]=336.66666;
  pointX[673]=424.99997;
  pointY[673]=316.66666;
  pointX[674]=448.3333;
  pointY[674]=296.66666;
  pointX[675]=474.99997;
  pointY[675]=293.3333;
  pointX[676]=515.0;
  pointY[676]=293.3333;
  pointX[677]=515.0;
  pointY[677]=293.3333;
  pointX[678]=566.6666;
  pointY[678]=315.0;
  pointX[679]=580.0;
  pointY[679]=330.0;
  pointX[680]=585.0;
  pointY[680]=351.66666;
  pointX[681]=585.0;
  pointY[681]=373.3333;
  pointX[682]=563.3333;
  pointY[682]=401.66666;
  pointX[683]=530.0;
  pointY[683]=414.99997;
  pointX[684]=484.99997;
  pointY[684]=414.99997;
  pointX[685]=431.66666;
  pointY[685]=406.66666;
  pointX[686]=431.66666;
  pointY[686]=406.66666;
  pointX[687]=341.66666;
  pointY[687]=335.0;
  pointX[688]=311.66666;
  pointY[688]=286.66666;
  pointX[689]=300.0;
  pointY[689]=248.33333;
  pointX[690]=296.66666;
  pointY[690]=211.66666;
  pointX[691]=296.66666;
  pointY[691]=185.0;
  pointX[692]=305.0;
  pointY[692]=170.0;
  pointX[693]=313.3333;
  pointY[693]=166.66666;
  pointX[694]=328.3333;
  pointY[694]=161.66666;
  pointX[695]=340.0;
  pointY[695]=161.66666;
  pointX[696]=358.3333;
  pointY[696]=175.0;
  pointX[697]=384.99997;
  pointY[697]=208.33333;
  pointX[698]=408.3333;
  pointY[698]=253.33333;
  pointX[699]=424.99997;
  pointY[699]=291.66666;
  pointX[700]=433.3333;
  pointY[700]=328.3333;
  pointX[701]=433.3333;
  pointY[701]=348.3333;
  pointX[702]=424.99997;
  pointY[702]=355.0;
  pointX[703]=399.99997;
  pointY[703]=356.66666;
  pointX[704]=371.66666;
  pointY[704]=353.3333;
  pointX[705]=338.3333;
  pointY[705]=333.3333;
  pointX[706]=306.66666;
  pointY[706]=305.0;
  pointX[707]=285.0;
  pointY[707]=268.3333;
  pointX[708]=285.0;
  pointY[708]=268.3333;
  pointX[709]=278.3333;
  pointY[709]=204.99998;
  pointX[710]=278.3333;
  pointY[710]=185.0;
  pointX[711]=288.3333;
  pointY[711]=171.66666;
  pointX[712]=305.0;
  pointY[712]=166.66666;
  pointX[713]=340.0;
  pointY[713]=173.33333;
  pointX[714]=383.3333;
  pointY[714]=208.33333;
  pointX[715]=424.99997;
  pointY[715]=260.0;
  pointX[716]=464.99997;
  pointY[716]=323.3333;
  pointX[717]=481.66666;
  pointY[717]=360.0;
  pointX[718]=489.99997;
  pointY[718]=418.3333;
  pointX[719]=489.99997;
  pointY[719]=439.99997;
  pointX[720]=474.99997;
  pointY[720]=459.99997;
  pointX[721]=453.3333;
  pointY[721]=468.3333;
  pointX[722]=424.99997;
  pointY[722]=451.66666;
  pointX[723]=424.99997;
  pointY[723]=451.66666;
  pointX[724]=360.0;
  pointY[724]=368.3333;
  pointX[725]=340.0;
  pointY[725]=321.66666;
  pointX[726]=331.66666;
  pointY[726]=273.3333;
  pointX[727]=331.66666;
  pointY[727]=239.99998;
  pointX[728]=333.3333;
  pointY[728]=216.66666;
  pointX[729]=340.0;
  pointY[729]=206.66666;
  pointX[730]=350.0;
  pointY[730]=198.33333;
  pointX[731]=368.3333;
  pointY[731]=198.33333;
  pointX[732]=389.99997;
  pointY[732]=213.33333;
  pointX[733]=418.3333;
  pointY[733]=248.33333;
  pointX[734]=418.3333;
  pointY[734]=248.33333;
  pointX[735]=436.66666;
  pointY[735]=300.0;
  pointX[736]=438.3333;
  pointY[736]=313.3333;
  pointX[737]=438.3333;
  pointY[737]=323.3333;
  pointX[738]=424.99997;
  pointY[738]=325.0;
  pointX[739]=399.99997;
  pointY[739]=316.66666;
  pointX[740]=371.66666;
  pointY[740]=286.66666;
  pointX[741]=343.3333;
  pointY[741]=241.66666;
  pointX[742]=328.3333;
  pointY[742]=203.33333;
  pointX[743]=318.3333;
  pointY[743]=163.33333;
  pointX[744]=316.66666;
  pointY[744]=136.66666;
  pointX[745]=316.66666;
  pointY[745]=124.99999;
  pointX[746]=316.66666;
  pointY[746]=118.33333;
  pointX[747]=320.0;
  pointY[747]=116.666664;
  pointX[748]=331.66666;
  pointY[748]=130.0;
  pointX[749]=355.0;
  pointY[749]=160.0;
  pointX[750]=389.99997;
  pointY[750]=229.99998;
  pointX[751]=409.99997;
  pointY[751]=281.66666;
  pointX[752]=409.99997;
  pointY[752]=281.66666;
  pointX[753]=419.99997;
  pointY[753]=346.66666;
  pointX[754]=419.99997;
  pointY[754]=366.66666;
  pointX[755]=406.66666;
  pointY[755]=370.0;
  pointX[756]=383.3333;
  pointY[756]=368.3333;
  pointX[757]=363.3333;
  pointY[757]=348.3333;
  pointX[758]=343.3333;
  pointY[758]=316.66666;
  pointX[759]=336.66666;
  pointY[759]=283.3333;
  pointX[760]=336.66666;
  pointY[760]=256.66666;
  pointX[761]=336.66666;
  pointY[761]=236.66666;
  pointX[762]=346.66666;
  pointY[762]=226.66666;
  pointX[763]=366.66666;
  pointY[763]=223.33333;
  pointX[764]=389.99997;
  pointY[764]=223.33333;
  pointX[765]=421.66666;
  pointY[765]=238.33333;
  pointX[766]=464.99997;
  pointY[766]=278.3333;
  pointX[767]=488.3333;
  pointY[767]=311.66666;
  pointX[768]=504.99997;
  pointY[768]=345.0;
  pointX[769]=504.99997;
  pointY[769]=345.0;
  pointX[770]=503.3333;
  pointY[770]=384.99997;
  pointX[771]=488.3333;
  pointY[771]=391.66666;
  pointX[772]=461.66666;
  pointY[772]=391.66666;
  pointX[773]=436.66666;
  pointY[773]=376.66666;
  pointX[774]=408.3333;
  pointY[774]=340.0;
  pointX[775]=408.3333;
  pointY[775]=340.0;
  pointX[776]=384.99997;
  pointY[776]=268.3333;
  pointX[777]=383.3333;
  pointY[777]=234.99998;
  pointX[778]=383.3333;
  pointY[778]=234.99998;
  pointX[779]=388.3333;
  pointY[779]=208.33333;
  pointX[780]=394.99997;
  pointY[780]=203.33333;
  pointX[781]=403.3333;
  pointY[781]=203.33333;
  pointX[782]=414.99997;
  pointY[782]=214.99998;
  pointX[783]=414.99997;
  pointY[783]=214.99998;
  pointX[784]=438.3333;
  pointY[784]=258.3333;
  pointX[785]=443.3333;
  pointY[785]=285.0;
  pointX[786]=443.3333;
  pointY[786]=306.66666;
  pointX[787]=443.3333;
  pointY[787]=306.66666;
  pointX[788]=408.3333;
  pointY[788]=336.66666;
  pointX[789]=378.3333;
  pointY[789]=336.66666;
  pointX[790]=356.66666;
  pointY[790]=331.66666;
  pointX[791]=331.66666;
  pointY[791]=311.66666;
  pointX[792]=313.3333;
  pointY[792]=285.0;
  pointX[793]=313.3333;
  pointY[793]=285.0;
  pointX[794]=308.3333;
  pointY[794]=238.33333;
  pointX[795]=315.0;
  pointY[795]=229.99998;
  pointX[796]=323.3333;
  pointY[796]=224.99998;
  pointX[797]=331.66666;
  pointY[797]=224.99998;
  pointX[798]=331.66666;
  pointY[798]=224.99998;
  pointX[799]=343.3333;
  pointY[799]=229.99998;
  pointX[800]=346.66666;
  pointY[800]=241.66666;
  pointX[801]=346.66666;
  pointY[801]=260.0;
  pointX[802]=343.3333;
  pointY[802]=278.3333;
  pointX[803]=343.3333;
  pointY[803]=278.3333;
  pointX[804]=316.66666;
  pointY[804]=306.66666;
  pointX[805]=300.0;
  pointY[805]=310.0;
  pointX[806]=285.0;
  pointY[806]=308.3333;
  pointX[807]=266.66666;
  pointY[807]=290.0;
  pointX[808]=266.66666;
  pointY[808]=290.0;
  pointX[809]=258.3333;
  pointY[809]=233.33333;
  pointX[810]=268.3333;
  pointY[810]=203.33333;
  pointX[811]=293.3333;
  pointY[811]=181.66666;
  pointX[812]=326.66666;
  pointY[812]=171.66666;
  pointX[813]=326.66666;
  pointY[813]=171.66666;
  pointX[814]=398.3333;
  pointY[814]=198.33333;
  pointX[815]=424.99997;
  pointY[815]=229.99998;
  pointX[816]=441.66666;
  pointY[816]=270.0;
  pointX[817]=449.99997;
  pointY[817]=311.66666;
  pointX[818]=451.66666;
  pointY[818]=345.0;
  pointX[819]=451.66666;
  pointY[819]=345.0;
  pointX[820]=443.3333;
  pointY[820]=404.99997;
  pointX[821]=418.3333;
  pointY[821]=416.66666;
  pointX[822]=386.66666;
  pointY[822]=416.66666;
  pointX[823]=355.0;
  pointY[823]=393.3333;
  pointX[824]=331.66666;
  pointY[824]=363.3333;
  pointX[825]=320.0;
  pointY[825]=330.0;
  pointX[826]=320.0;
  pointY[826]=330.0;
  pointX[827]=328.3333;
  pointY[827]=295.0;
  pointX[828]=333.3333;
  pointY[828]=286.66666;
  pointX[829]=338.3333;
  pointY[829]=283.3333;
  pointX[830]=340.0;
  pointY[830]=283.3333;
  pointX[831]=340.0;
  pointY[831]=283.3333;
  pointX[832]=343.3333;
  pointY[832]=285.0;
  pointX[833]=343.3333;
  pointY[833]=288.3333;
  pointX[834]=343.3333;
  pointY[834]=291.66666;
  pointX[835]=343.3333;
  pointY[835]=295.0;
  pointStrokeFlag[8]=1;
  pointStrokeFlag[9]=1;
  pointStrokeFlag[17]=1;
  pointStrokeFlag[35]=1;
  pointStrokeFlag[40]=1;
  pointStrokeFlag[50]=1;
  pointStrokeFlag[59]=1;
  pointStrokeFlag[74]=1;
  pointStrokeFlag[83]=1;
  pointStrokeFlag[89]=1;
  pointStrokeFlag[98]=1;
  pointStrokeFlag[101]=1;
  pointStrokeFlag[159]=1;
  pointStrokeFlag[160]=1;
  pointStrokeFlag[161]=1;
  pointStrokeFlag[162]=1;
  pointStrokeFlag[163]=1;
  pointStrokeFlag[164]=1;
  pointStrokeFlag[165]=1;
  pointStrokeFlag[166]=1;
  pointStrokeFlag[167]=1;
  pointStrokeFlag[168]=1;
  pointStrokeFlag[169]=1;
  pointStrokeFlag[170]=1;
  pointStrokeFlag[171]=1;
  pointStrokeFlag[172]=1;
  pointStrokeFlag[173]=1;
  pointStrokeFlag[174]=1;
  pointStrokeFlag[175]=1;
  pointStrokeFlag[176]=1;
  pointStrokeFlag[177]=1;
  pointStrokeFlag[178]=1;
  pointStrokeFlag[179]=1;
  pointStrokeFlag[180]=1;
  pointStrokeFlag[181]=1;
  pointStrokeFlag[182]=1;
  pointStrokeFlag[183]=1;
  pointStrokeFlag[184]=1;
  pointStrokeFlag[185]=1;
  pointStrokeFlag[186]=1;
  pointStrokeFlag[187]=1;
  pointStrokeFlag[188]=1;
  pointStrokeFlag[189]=1;
  pointStrokeFlag[190]=1;
  pointStrokeFlag[191]=1;
  pointStrokeFlag[192]=1;
  pointStrokeFlag[193]=1;
  pointStrokeFlag[194]=1;
  pointStrokeFlag[195]=1;
  pointStrokeFlag[196]=1;
  pointStrokeFlag[197]=1;
  pointStrokeFlag[198]=1;
  pointStrokeFlag[199]=1;
  pointStrokeFlag[200]=1;
  pointStrokeFlag[201]=1;
  pointStrokeFlag[202]=1;
  pointStrokeFlag[203]=1;
  pointStrokeFlag[204]=1;
  pointStrokeFlag[205]=1;
  pointStrokeFlag[206]=1;
  pointStrokeFlag[207]=1;
  pointStrokeFlag[208]=1;
  pointStrokeFlag[209]=1;
  pointStrokeFlag[210]=1;
  pointStrokeFlag[211]=1;
  pointStrokeFlag[212]=1;
  pointStrokeFlag[213]=1;
  pointStrokeFlag[214]=1;
  pointStrokeFlag[215]=1;
  pointStrokeFlag[216]=1;
  pointStrokeFlag[217]=1;
  pointStrokeFlag[218]=1;
  pointStrokeFlag[219]=1;
  pointStrokeFlag[220]=1;
  pointStrokeFlag[221]=1;
  pointStrokeFlag[222]=1;
  pointStrokeFlag[223]=1;
  pointStrokeFlag[224]=1;
  pointStrokeFlag[225]=1;
  pointStrokeFlag[226]=1;
  pointStrokeFlag[227]=1;
  pointStrokeFlag[228]=1;
  pointStrokeFlag[229]=1;
  pointStrokeFlag[230]=1;
  pointStrokeFlag[231]=1;
  pointStrokeFlag[232]=1;
  pointStrokeFlag[233]=1;
  pointStrokeFlag[234]=1;
  pointStrokeFlag[235]=1;
  pointStrokeFlag[236]=1;
  pointStrokeFlag[237]=1;
  pointStrokeFlag[238]=1;
  pointStrokeFlag[239]=1;
  pointStrokeFlag[240]=1;
  pointStrokeFlag[241]=1;
  pointStrokeFlag[242]=1;
  pointStrokeFlag[243]=1;
  pointStrokeFlag[244]=1;
  pointStrokeFlag[245]=1;
  pointStrokeFlag[246]=1;
  pointStrokeFlag[247]=1;
  pointStrokeFlag[248]=1;
  pointStrokeFlag[249]=1;
  pointStrokeFlag[257]=1;
  pointStrokeFlag[258]=1;
  pointStrokeFlag[259]=1;
  pointStrokeFlag[260]=1;
  pointStrokeFlag[261]=1;
  pointStrokeFlag[262]=1;
  pointStrokeFlag[263]=1;
  pointStrokeFlag[264]=1;
  pointStrokeFlag[265]=1;
  pointStrokeFlag[266]=1;
  pointStrokeFlag[279]=1;
  pointStrokeFlag[280]=1;
  pointStrokeFlag[281]=1;
  pointStrokeFlag[282]=1;
  pointStrokeFlag[283]=1;
  pointStrokeFlag[284]=1;
  pointStrokeFlag[285]=1;
  pointStrokeFlag[291]=1;
  pointStrokeFlag[292]=1;
  pointStrokeFlag[293]=1;
  pointStrokeFlag[294]=1;
  pointStrokeFlag[295]=1;
  pointStrokeFlag[296]=1;
  pointStrokeFlag[297]=1;
  pointStrokeFlag[298]=1;
  pointStrokeFlag[299]=1;
  pointStrokeFlag[300]=1;
  pointStrokeFlag[301]=1;
  pointStrokeFlag[302]=1;
  pointStrokeFlag[303]=1;
  pointStrokeFlag[304]=1;
  pointStrokeFlag[310]=1;
  pointStrokeFlag[311]=1;
  pointStrokeFlag[312]=1;
  pointStrokeFlag[313]=1;
  pointStrokeFlag[314]=1;
  pointStrokeFlag[315]=1;
  pointStrokeFlag[316]=1;
  pointStrokeFlag[317]=1;
  pointStrokeFlag[318]=1;
  pointStrokeFlag[319]=1;
  pointStrokeFlag[320]=1;
  pointStrokeFlag[321]=1;
  pointStrokeFlag[322]=1;
  pointStrokeFlag[323]=1;
  pointStrokeFlag[324]=1;
  pointStrokeFlag[325]=1;
  pointStrokeFlag[326]=1;
  pointStrokeFlag[327]=1;
  pointStrokeFlag[328]=1;
  pointStrokeFlag[329]=1;
  pointStrokeFlag[330]=1;
  pointStrokeFlag[331]=1;
  pointStrokeFlag[332]=1;
  pointStrokeFlag[333]=1;
  pointStrokeFlag[334]=1;
  pointStrokeFlag[335]=1;
  pointStrokeFlag[336]=1;
  pointStrokeFlag[337]=1;
  pointStrokeFlag[338]=1;
  pointStrokeFlag[339]=1;
  pointStrokeFlag[340]=1;
  pointStrokeFlag[341]=1;
  pointStrokeFlag[342]=1;
  pointStrokeFlag[343]=1;
  pointStrokeFlag[344]=1;
  pointStrokeFlag[345]=1;
  pointStrokeFlag[346]=1;
  pointStrokeFlag[347]=1;
  pointStrokeFlag[348]=1;
  pointStrokeFlag[349]=1;
  pointStrokeFlag[350]=1;
  pointStrokeFlag[351]=1;
  pointStrokeFlag[352]=1;
  pointStrokeFlag[353]=1;
  pointStrokeFlag[354]=1;
  pointStrokeFlag[355]=1;
  pointStrokeFlag[356]=1;
  pointStrokeFlag[362]=1;
  pointStrokeFlag[363]=1;
  pointStrokeFlag[364]=1;
  pointStrokeFlag[365]=1;
  pointStrokeFlag[366]=1;
  pointStrokeFlag[367]=1;
  pointStrokeFlag[368]=1;
  pointStrokeFlag[369]=1;
  pointStrokeFlag[370]=1;
  pointStrokeFlag[371]=1;
  pointStrokeFlag[372]=1;
  pointStrokeFlag[373]=1;
  pointStrokeFlag[374]=1;
  pointStrokeFlag[381]=1;
  pointStrokeFlag[382]=1;
  pointStrokeFlag[383]=1;
  pointStrokeFlag[384]=1;
  pointStrokeFlag[385]=1;
  pointStrokeFlag[386]=1;
  pointStrokeFlag[387]=1;
  pointStrokeFlag[388]=1;
  pointStrokeFlag[389]=1;
  pointStrokeFlag[398]=1;
  pointStrokeFlag[399]=1;
  pointStrokeFlag[400]=1;
  pointStrokeFlag[401]=1;
  pointStrokeFlag[402]=1;
  pointStrokeFlag[403]=1;
  pointStrokeFlag[404]=1;
  pointStrokeFlag[405]=1;
  pointStrokeFlag[406]=1;
  pointStrokeFlag[407]=1;
  pointStrokeFlag[408]=1;
  pointStrokeFlag[409]=1;
  pointStrokeFlag[410]=1;
  pointStrokeFlag[415]=1;
  pointStrokeFlag[416]=1;
  pointStrokeFlag[421]=1;
  pointStrokeFlag[422]=1;
  pointStrokeFlag[423]=1;
  pointStrokeFlag[424]=1;
  pointStrokeFlag[425]=1;
  pointStrokeFlag[426]=1;
  pointStrokeFlag[427]=1;
  pointStrokeFlag[428]=1;
  pointStrokeFlag[429]=1;
  pointStrokeFlag[430]=1;
  pointStrokeFlag[431]=1;
  pointStrokeFlag[432]=1;
  pointStrokeFlag[433]=1;
  pointStrokeFlag[434]=1;
  pointStrokeFlag[435]=1;
  pointStrokeFlag[436]=1;
  pointStrokeFlag[437]=1;
  pointStrokeFlag[441]=1;
  pointStrokeFlag[442]=1;
  pointStrokeFlag[443]=1;
  pointStrokeFlag[444]=1;
  pointStrokeFlag[445]=1;
  pointStrokeFlag[446]=1;
  pointStrokeFlag[451]=1;
  pointStrokeFlag[457]=1;
  pointStrokeFlag[460]=1;
  pointStrokeFlag[461]=1;
  pointStrokeFlag[462]=1;
  pointStrokeFlag[463]=1;
  pointStrokeFlag[464]=1;
  pointStrokeFlag[465]=1;
  pointStrokeFlag[466]=1;
  pointStrokeFlag[467]=1;
  pointStrokeFlag[468]=1;
  pointStrokeFlag[469]=1;
  pointStrokeFlag[470]=1;
  pointStrokeFlag[471]=1;
  pointStrokeFlag[473]=1;
  pointStrokeFlag[474]=1;
  pointStrokeFlag[475]=1;
  pointStrokeFlag[476]=1;
  pointStrokeFlag[477]=1;
  pointStrokeFlag[478]=1;
  pointStrokeFlag[479]=1;
  pointStrokeFlag[480]=1;
  pointStrokeFlag[481]=1;
  pointStrokeFlag[482]=1;
  pointStrokeFlag[483]=1;
  pointStrokeFlag[484]=1;
  pointStrokeFlag[485]=1;
  pointStrokeFlag[486]=1;
  pointStrokeFlag[487]=1;
  pointStrokeFlag[488]=1;
  pointStrokeFlag[489]=1;
  pointStrokeFlag[490]=1;
  pointStrokeFlag[491]=1;
  pointStrokeFlag[492]=1;
  pointStrokeFlag[493]=1;
  pointStrokeFlag[496]=1;
  pointStrokeFlag[497]=1;
  pointStrokeFlag[498]=1;
  pointStrokeFlag[499]=1;
  pointStrokeFlag[500]=1;
  pointStrokeFlag[501]=1;
  pointStrokeFlag[502]=1;
  pointStrokeFlag[503]=1;
  pointStrokeFlag[504]=1;
  pointStrokeFlag[505]=1;
  pointStrokeFlag[506]=1;
  pointStrokeFlag[507]=1;
  pointStrokeFlag[508]=1;
  pointStrokeFlag[509]=1;
  pointStrokeFlag[510]=1;
  pointStrokeFlag[511]=1;
  pointStrokeFlag[512]=1;
  pointStrokeFlag[513]=1;
  pointStrokeFlag[514]=1;
  pointStrokeFlag[515]=1;
  pointStrokeFlag[516]=1;
  pointStrokeFlag[517]=1;
  pointStrokeFlag[518]=1;
  pointStrokeFlag[519]=1;
  pointStrokeFlag[520]=1;
  pointStrokeFlag[521]=1;
  pointStrokeFlag[522]=1;
  pointStrokeFlag[523]=1;
  pointStrokeFlag[524]=1;
  pointStrokeFlag[525]=1;
  pointStrokeFlag[526]=1;
  pointStrokeFlag[527]=1;
  pointStrokeFlag[528]=1;
  pointStrokeFlag[532]=1;
  pointStrokeFlag[533]=1;
  pointStrokeFlag[534]=1;
  pointStrokeFlag[535]=1;
  pointStrokeFlag[536]=1;
  pointStrokeFlag[537]=1;
  pointStrokeFlag[541]=1;
  pointStrokeFlag[542]=1;
  pointStrokeFlag[543]=1;
  pointStrokeFlag[553]=1;
  pointStrokeFlag[554]=1;
  pointStrokeFlag[555]=1;
  pointStrokeFlag[556]=1;
  pointStrokeFlag[557]=1;
  pointStrokeFlag[558]=1;
  pointStrokeFlag[559]=1;
  pointStrokeFlag[560]=1;
  pointStrokeFlag[561]=1;
  pointStrokeFlag[562]=1;
  pointStrokeFlag[563]=1;
  pointStrokeFlag[564]=1;
  pointStrokeFlag[565]=1;
  pointStrokeFlag[566]=1;
  pointStrokeFlag[567]=1;
  pointStrokeFlag[568]=1;
  pointStrokeFlag[569]=1;
  pointStrokeFlag[570]=1;
  pointStrokeFlag[581]=1;
  pointStrokeFlag[582]=1;
  pointStrokeFlag[583]=1;
  pointStrokeFlag[584]=1;
  pointStrokeFlag[585]=1;
  pointStrokeFlag[586]=1;
  pointStrokeFlag[587]=1;
  pointStrokeFlag[588]=1;
  pointStrokeFlag[589]=1;
  pointStrokeFlag[590]=1;
  pointStrokeFlag[591]=1;
  pointStrokeFlag[592]=1;
  pointStrokeFlag[593]=1;
  pointStrokeFlag[594]=1;
  pointStrokeFlag[595]=1;
  pointStrokeFlag[596]=1;
  pointStrokeFlag[597]=1;
  pointStrokeFlag[598]=1;
  pointStrokeFlag[599]=1;
  pointStrokeFlag[600]=1;
  pointStrokeFlag[601]=1;
  pointStrokeFlag[602]=1;
  pointStrokeFlag[603]=1;
  pointStrokeFlag[604]=1;
  pointStrokeFlag[605]=1;
  pointStrokeFlag[606]=1;
  pointStrokeFlag[607]=1;
  pointStrokeFlag[611]=1;
  pointStrokeFlag[612]=1;
  pointStrokeFlag[613]=1;
  pointStrokeFlag[624]=1;
  pointStrokeFlag[625]=1;
  pointStrokeFlag[626]=1;
  pointStrokeFlag[627]=1;
  pointStrokeFlag[628]=1;
  pointStrokeFlag[629]=1;
  pointStrokeFlag[630]=1;
  pointStrokeFlag[631]=1;
  pointStrokeFlag[632]=1;
  pointStrokeFlag[633]=1;
  pointStrokeFlag[634]=1;
  pointStrokeFlag[635]=1;
  pointStrokeFlag[642]=1;
  pointStrokeFlag[643]=1;
  pointStrokeFlag[644]=1;
  pointStrokeFlag[645]=1;
  pointStrokeFlag[646]=1;
  pointStrokeFlag[647]=1;
  pointStrokeFlag[648]=1;
  pointStrokeFlag[649]=1;
  pointStrokeFlag[650]=1;
  pointStrokeFlag[651]=1;
  pointStrokeFlag[652]=1;
  pointStrokeFlag[660]=1;
  pointStrokeFlag[661]=1;
  pointStrokeFlag[662]=1;
  pointStrokeFlag[663]=1;
  pointStrokeFlag[671]=1;
  pointStrokeFlag[672]=1;
  pointStrokeFlag[673]=1;
  pointStrokeFlag[674]=1;
  pointStrokeFlag[675]=1;
  pointStrokeFlag[676]=1;
  pointStrokeFlag[677]=1;
  pointStrokeFlag[678]=1;
  pointStrokeFlag[679]=1;
  pointStrokeFlag[680]=1;
  pointStrokeFlag[681]=1;
  pointStrokeFlag[682]=1;
  pointStrokeFlag[685]=1;
  pointStrokeFlag[686]=1;
  pointStrokeFlag[687]=1;
  pointStrokeFlag[688]=1;
  pointStrokeFlag[689]=1;
  pointStrokeFlag[690]=1;
  pointStrokeFlag[697]=1;
  pointStrokeFlag[698]=1;
  pointStrokeFlag[699]=1;
  pointStrokeFlag[700]=1;
  pointStrokeFlag[701]=1;
  pointStrokeFlag[702]=1;
  pointStrokeFlag[703]=1;
  pointStrokeFlag[704]=1;
  pointStrokeFlag[705]=1;
  pointStrokeFlag[706]=1;
  pointStrokeFlag[707]=1;
  pointStrokeFlag[708]=1;
  pointStrokeFlag[709]=1;
  pointStrokeFlag[714]=1;
  pointStrokeFlag[715]=1;
  pointStrokeFlag[716]=1;
  pointStrokeFlag[717]=1;
  pointStrokeFlag[724]=1;
  pointStrokeFlag[725]=1;
  pointStrokeFlag[726]=1;
  pointStrokeFlag[727]=1;
  pointStrokeFlag[728]=1;
  pointStrokeFlag[729]=1;
  pointStrokeFlag[732]=1;
  pointStrokeFlag[733]=1;
  pointStrokeFlag[734]=1;
  pointStrokeFlag[735]=1;
  pointStrokeFlag[736]=1;
  pointStrokeFlag[737]=1;
  pointStrokeFlag[738]=1;
  pointStrokeFlag[739]=1;
  pointStrokeFlag[740]=1;
  pointStrokeFlag[741]=1;
  pointStrokeFlag[742]=1;
  pointStrokeFlag[750]=1;
  pointStrokeFlag[751]=1;
  pointStrokeFlag[752]=1;
  pointStrokeFlag[753]=1;
  pointStrokeFlag[754]=1;
  pointStrokeFlag[755]=1;
  pointStrokeFlag[756]=1;
  pointStrokeFlag[757]=1;
  pointStrokeFlag[758]=1;
  pointStrokeFlag[759]=1;
  pointStrokeFlag[760]=1;
  pointStrokeFlag[761]=1;
  pointStrokeFlag[762]=1;
  pointStrokeFlag[763]=1;
  pointStrokeFlag[764]=1;
  pointStrokeFlag[765]=1;
  pointStrokeFlag[766]=1;
  pointStrokeFlag[767]=1;
  pointStrokeFlag[768]=1;
  pointStrokeFlag[769]=1;
  pointStrokeFlag[770]=1;
  pointStrokeFlag[771]=1;
  pointStrokeFlag[772]=1;
  pointStrokeFlag[773]=1;
  pointStrokeFlag[774]=1;
  pointStrokeFlag[775]=1;
  pointStrokeFlag[776]=1;
  pointStrokeFlag[777]=1;
  pointStrokeFlag[778]=1;
  pointStrokeFlag[779]=1;
  pointStrokeFlag[780]=1;
  pointStrokeFlag[781]=1;
  pointStrokeFlag[782]=1;
  pointStrokeFlag[783]=1;
  pointStrokeFlag[784]=1;
  pointStrokeFlag[785]=1;
  pointStrokeFlag[786]=1;
  pointStrokeFlag[787]=1;
  pointStrokeFlag[788]=1;
  pointStrokeFlag[789]=1;
  pointStrokeFlag[790]=1;
  pointStrokeFlag[791]=1;
  pointStrokeFlag[792]=1;
  pointStrokeFlag[793]=1;
  pointStrokeFlag[794]=1;
  pointStrokeFlag[795]=1;
  pointStrokeFlag[796]=1;
  pointStrokeFlag[797]=1;
  pointStrokeFlag[798]=1;
  pointStrokeFlag[799]=1;
  pointStrokeFlag[800]=1;
  pointStrokeFlag[801]=1;
  pointStrokeFlag[802]=1;
  pointStrokeFlag[803]=1;
  pointStrokeFlag[804]=1;
  pointStrokeFlag[805]=1;
  pointStrokeFlag[806]=1;
  pointStrokeFlag[807]=1;
  pointStrokeFlag[808]=1;
  pointStrokeFlag[809]=1;
  pointStrokeFlag[810]=1;
  pointStrokeFlag[815]=1;
  pointStrokeFlag[816]=1;
  pointStrokeFlag[817]=1;
  pointStrokeFlag[818]=1;
  pointStrokeFlag[819]=1;
  pointStrokeFlag[820]=1;
  pointStrokeFlag[823]=1;
  pointStrokeFlag[824]=1;
  pointStrokeFlag[825]=1;
  pointStrokeFlag[826]=1;
  pointStrokeFlag[827]=1;
  pointStrokeFlag[828]=1;
  pointStrokeFlag[829]=1;
  pointStrokeFlag[830]=1;
  pointStrokeFlag[831]=1;
  pointStrokeFlag[832]=1;
  pointStrokeFlag[833]=1;
  pointStrokeFlag[834]=1;
  pointStrokeFlag[835]=1;
  vertexFillFlag[0]=1;
  ellipFillFlag[1]=1;
  rectFillFlag[2]=1;
  lineStrokeFlag[4]=1;
  pointMoveFlag[6]=1;
  pointMoveFlag[7]=1;
  pointMoveFlag[14]=1;
  pointMoveFlag[16]=1;
  pointMoveFlag[39]=1;
  pointMoveFlag[45]=1;
  pointMoveFlag[47]=1;
  pointMoveFlag[52]=1;
  pointMoveFlag[57]=1;
  pointMoveFlag[61]=1;
  pointMoveFlag[65]=1;
  pointMoveFlag[68]=1;
  pointMoveFlag[72]=1;
  pointMoveFlag[90]=1;
  pointMoveFlag[160]=1;
  pointMoveFlag[161]=1;
  pointMoveFlag[162]=1;
  pointMoveFlag[163]=1;
  pointMoveFlag[164]=1;
  pointMoveFlag[174]=1;
  pointMoveFlag[175]=1;
  pointMoveFlag[176]=1;
  pointMoveFlag[177]=1;
  pointMoveFlag[178]=1;
  pointMoveFlag[185]=1;
  pointMoveFlag[186]=1;
  pointMoveFlag[187]=1;
  pointMoveFlag[188]=1;
  pointMoveFlag[189]=1;
  pointMoveFlag[190]=1;
  pointMoveFlag[191]=1;
  pointMoveFlag[192]=1;
  pointMoveFlag[193]=1;
  pointMoveFlag[194]=1;
  pointMoveFlag[201]=1;
  pointMoveFlag[202]=1;
  pointMoveFlag[203]=1;
  pointMoveFlag[204]=1;
  pointMoveFlag[205]=1;
  pointMoveFlag[206]=1;
  pointMoveFlag[207]=1;
  pointMoveFlag[208]=1;
  pointMoveFlag[209]=1;
  pointMoveFlag[210]=1;
  pointMoveFlag[215]=1;
  pointMoveFlag[216]=1;
  pointMoveFlag[217]=1;
  pointMoveFlag[218]=1;
  pointMoveFlag[219]=1;
  pointMoveFlag[220]=1;
  pointMoveFlag[221]=1;
  pointMoveFlag[222]=1;
  pointMoveFlag[223]=1;
  pointMoveFlag[224]=1;
  pointMoveFlag[225]=1;
  pointMoveFlag[226]=1;
  pointMoveFlag[232]=1;
  pointMoveFlag[233]=1;
  pointMoveFlag[234]=1;
  pointMoveFlag[235]=1;
  pointMoveFlag[236]=1;
  pointMoveFlag[237]=1;
  pointMoveFlag[238]=1;
  pointMoveFlag[239]=1;
  pointMoveFlag[240]=1;
  pointMoveFlag[241]=1;
  pointMoveFlag[242]=1;
  pointMoveFlag[243]=1;
  pointMoveFlag[244]=1;
  pointMoveFlag[245]=1;
  pointMoveFlag[246]=1;
  pointMoveFlag[247]=1;
  pointMoveFlag[248]=1;
  pointMoveFlag[249]=1;
  pointMoveFlag[250]=1;
  pointMoveFlag[256]=1;
  pointMoveFlag[257]=1;
  pointMoveFlag[263]=1;
  pointMoveFlag[264]=1;
  pointMoveFlag[265]=1;
  pointMoveFlag[266]=1;
  pointMoveFlag[267]=1;
  pointMoveFlag[279]=1;
  pointMoveFlag[280]=1;
  pointMoveFlag[281]=1;
  pointMoveFlag[282]=1;
  pointMoveFlag[283]=1;
  pointMoveFlag[284]=1;
  pointMoveFlag[285]=1;
  pointMoveFlag[286]=1;
  pointMoveFlag[287]=1;
  pointMoveFlag[288]=1;
  pointMoveFlag[289]=1;
  pointMoveFlag[290]=1;
  pointMoveFlag[291]=1;
  pointMoveFlag[292]=1;
  pointMoveFlag[293]=1;
  pointMoveFlag[294]=1;
  pointMoveFlag[295]=1;
  pointMoveFlag[296]=1;
  pointMoveFlag[297]=1;
  pointMoveFlag[298]=1;
  pointMoveFlag[299]=1;
  pointMoveFlag[300]=1;
  pointMoveFlag[301]=1;
  pointMoveFlag[302]=1;
  pointMoveFlag[303]=1;
  pointMoveFlag[304]=1;
  pointMoveFlag[305]=1;
  pointMoveFlag[306]=1;
  pointMoveFlag[307]=1;
  pointMoveFlag[308]=1;
  pointMoveFlag[309]=1;
  pointMoveFlag[310]=1;
  pointMoveFlag[311]=1;
  pointMoveFlag[312]=1;
  pointMoveFlag[313]=1;
  pointMoveFlag[314]=1;
  pointMoveFlag[315]=1;
  pointMoveFlag[316]=1;
  pointMoveFlag[317]=1;
  pointMoveFlag[318]=1;
  pointMoveFlag[319]=1;
  pointMoveFlag[320]=1;
  pointMoveFlag[321]=1;
  pointMoveFlag[322]=1;
  pointMoveFlag[323]=1;
  pointMoveFlag[324]=1;
  pointMoveFlag[325]=1;
  pointMoveFlag[326]=1;
  pointMoveFlag[327]=1;
  pointMoveFlag[328]=1;
  pointMoveFlag[329]=1;
  pointMoveFlag[330]=1;
  pointMoveFlag[331]=1;
  pointMoveFlag[332]=1;
  pointMoveFlag[333]=1;
  pointMoveFlag[334]=1;
  pointMoveFlag[335]=1;
  pointMoveFlag[336]=1;
  pointMoveFlag[337]=1;
  pointMoveFlag[338]=1;
  pointMoveFlag[339]=1;
  pointMoveFlag[340]=1;
  pointMoveFlag[341]=1;
  pointMoveFlag[342]=1;
  pointMoveFlag[343]=1;
  pointMoveFlag[344]=1;
  pointMoveFlag[345]=1;
  pointMoveFlag[346]=1;
  pointMoveFlag[347]=1;
  pointMoveFlag[348]=1;
  pointMoveFlag[349]=1;
  pointMoveFlag[350]=1;
  pointMoveFlag[351]=1;
  pointMoveFlag[352]=1;
  pointMoveFlag[353]=1;
  pointMoveFlag[354]=1;
  pointMoveFlag[355]=1;
  pointMoveFlag[356]=1;
  pointMoveFlag[357]=1;
  pointMoveFlag[362]=1;
  pointMoveFlag[363]=1;
  pointMoveFlag[364]=1;
  pointMoveFlag[365]=1;
  pointMoveFlag[366]=1;
  pointMoveFlag[367]=1;
  pointMoveFlag[368]=1;
  pointMoveFlag[369]=1;
  pointMoveFlag[370]=1;
  pointMoveFlag[371]=1;
  pointMoveFlag[372]=1;
  pointMoveFlag[373]=1;
  pointMoveFlag[374]=1;
  pointMoveFlag[375]=1;
  pointMoveFlag[376]=1;
  pointMoveFlag[377]=1;
  pointMoveFlag[378]=1;
  pointMoveFlag[379]=1;
  pointMoveFlag[380]=1;
  pointMoveFlag[381]=1;
  pointMoveFlag[382]=1;
  pointMoveFlag[383]=1;
  pointMoveFlag[384]=1;
  pointMoveFlag[385]=1;
  pointMoveFlag[386]=1;
  pointMoveFlag[387]=1;
  pointMoveFlag[388]=1;
  pointMoveFlag[389]=1;
  pointMoveFlag[390]=1;
  pointMoveFlag[397]=1;
  pointMoveFlag[398]=1;
  pointMoveFlag[399]=1;
  pointMoveFlag[400]=1;
  pointMoveFlag[401]=1;
  pointMoveFlag[402]=1;
  pointMoveFlag[403]=1;
  pointMoveFlag[404]=1;
  pointMoveFlag[405]=1;
  pointMoveFlag[406]=1;
  pointMoveFlag[407]=1;
  pointMoveFlag[408]=1;
  pointMoveFlag[409]=1;
  pointMoveFlag[410]=1;
  pointMoveFlag[411]=1;
  pointMoveFlag[412]=1;
  pointMoveFlag[413]=1;
  pointMoveFlag[414]=1;
  pointMoveFlag[415]=1;
  pointMoveFlag[425]=1;
  pointMoveFlag[426]=1;
  pointMoveFlag[427]=1;
  pointMoveFlag[428]=1;
  pointMoveFlag[429]=1;
  pointMoveFlag[430]=1;
  pointMoveFlag[431]=1;
  pointMoveFlag[432]=1;
  pointMoveFlag[433]=1;
  pointMoveFlag[434]=1;
  pointMoveFlag[435]=1;
  pointMoveFlag[436]=1;
  pointMoveFlag[443]=1;
  pointMoveFlag[444]=1;
  pointMoveFlag[445]=1;
  pointMoveFlag[446]=1;
  pointMoveFlag[447]=1;
  pointMoveFlag[448]=1;
  pointMoveFlag[449]=1;
  pointMoveFlag[450]=1;
  pointMoveFlag[462]=1;
  pointMoveFlag[463]=1;
  pointMoveFlag[464]=1;
  pointMoveFlag[465]=1;
  pointMoveFlag[466]=1;
  pointMoveFlag[467]=1;
  pointMoveFlag[468]=1;
  pointMoveFlag[469]=1;
  pointMoveFlag[480]=1;
  pointMoveFlag[481]=1;
  pointMoveFlag[482]=1;
  pointMoveFlag[483]=1;
  pointMoveFlag[484]=1;
  pointMoveFlag[485]=1;
  pointMoveFlag[486]=1;
  pointMoveFlag[487]=1;
  pointMoveFlag[488]=1;
  pointMoveFlag[489]=1;
  pointMoveFlag[490]=1;
  pointMoveFlag[498]=1;
  pointMoveFlag[499]=1;
  pointMoveFlag[500]=1;
  pointMoveFlag[501]=1;
  pointMoveFlag[502]=1;
  pointMoveFlag[503]=1;
  pointMoveFlag[504]=1;
  pointMoveFlag[505]=1;
  pointMoveFlag[506]=1;
  pointMoveFlag[507]=1;
  pointMoveFlag[508]=1;
  pointMoveFlag[509]=1;
  pointMoveFlag[510]=1;
  pointMoveFlag[511]=1;
  pointMoveFlag[512]=1;
  pointMoveFlag[513]=1;
  pointMoveFlag[514]=1;
  pointMoveFlag[515]=1;
  pointMoveFlag[516]=1;
  pointMoveFlag[517]=1;
  pointMoveFlag[518]=1;
  pointMoveFlag[519]=1;
  pointMoveFlag[520]=1;
  pointMoveFlag[521]=1;
  pointMoveFlag[522]=1;
  pointMoveFlag[523]=1;
  pointMoveFlag[524]=1;
  pointMoveFlag[525]=1;
  pointMoveFlag[526]=1;
  pointMoveFlag[534]=1;
  pointMoveFlag[535]=1;
  pointMoveFlag[536]=1;
  pointMoveFlag[537]=1;
  pointMoveFlag[538]=1;
  pointMoveFlag[539]=1;
  pointMoveFlag[540]=1;
  pointMoveFlag[541]=1;
  pointMoveFlag[553]=1;
  pointMoveFlag[554]=1;
  pointMoveFlag[555]=1;
  pointMoveFlag[556]=1;
  pointMoveFlag[557]=1;
  pointMoveFlag[558]=1;
  pointMoveFlag[559]=1;
  pointMoveFlag[560]=1;
  pointMoveFlag[561]=1;
  pointMoveFlag[562]=1;
  pointMoveFlag[563]=1;
  pointMoveFlag[564]=1;
  pointMoveFlag[565]=1;
  pointMoveFlag[566]=1;
  pointMoveFlag[567]=1;
  pointMoveFlag[568]=1;
  pointMoveFlag[569]=1;
  pointMoveFlag[570]=1;
  pointMoveFlag[571]=1;
  pointMoveFlag[579]=1;
  pointMoveFlag[580]=1;
  pointMoveFlag[584]=1;
  pointMoveFlag[585]=1;
  pointMoveFlag[590]=1;
  pointMoveFlag[591]=1;
  pointMoveFlag[592]=1;
  pointMoveFlag[593]=1;
  pointMoveFlag[594]=1;
  pointMoveFlag[595]=1;
  pointMoveFlag[596]=1;
  pointMoveFlag[597]=1;
  pointMoveFlag[598]=1;
  pointMoveFlag[599]=1;
  pointMoveFlag[600]=1;
  pointMoveFlag[601]=1;
  pointMoveFlag[602]=1;
  pointMoveFlag[603]=1;
  pointMoveFlag[604]=1;
  pointMoveFlag[605]=1;
  pointMoveFlag[612]=1;
  pointMoveFlag[623]=1;
  pointMoveFlag[624]=1;
  pointMoveFlag[625]=1;
  pointMoveFlag[626]=1;
  pointMoveFlag[627]=1;
  pointMoveFlag[628]=1;
  pointMoveFlag[629]=1;
  pointMoveFlag[632]=1;
  pointMoveFlag[633]=1;
  pointMoveFlag[634]=1;
  pointMoveFlag[635]=1;
  pointMoveFlag[636]=1;
  pointMoveFlag[641]=1;
  pointMoveFlag[642]=1;
  pointMoveFlag[643]=1;
  pointMoveFlag[644]=1;
  pointMoveFlag[645]=1;
  pointMoveFlag[646]=1;
  pointMoveFlag[647]=1;
  pointMoveFlag[648]=1;
  pointMoveFlag[649]=1;
  pointMoveFlag[650]=1;
  pointMoveFlag[651]=1;
  pointMoveFlag[652]=1;
  pointMoveFlag[653]=1;
  pointMoveFlag[659]=1;
  pointMoveFlag[660]=1;
  pointMoveFlag[672]=1;
  pointMoveFlag[673]=1;
  pointMoveFlag[674]=1;
  pointMoveFlag[675]=1;
  pointMoveFlag[676]=1;
  pointMoveFlag[677]=1;
  pointMoveFlag[678]=1;
  pointMoveFlag[687]=1;
  pointMoveFlag[688]=1;
  pointMoveFlag[689]=1;
  pointMoveFlag[690]=1;
  pointMoveFlag[691]=1;
  pointMoveFlag[692]=1;
  pointMoveFlag[693]=1;
  pointMoveFlag[694]=1;
  pointMoveFlag[695]=1;
  pointMoveFlag[696]=1;
  pointMoveFlag[697]=1;
  pointMoveFlag[698]=1;
  pointMoveFlag[699]=1;
  pointMoveFlag[700]=1;
  pointMoveFlag[701]=1;
  pointMoveFlag[702]=1;
  pointMoveFlag[703]=1;
  pointMoveFlag[704]=1;
  pointMoveFlag[705]=1;
  pointMoveFlag[706]=1;
  pointMoveFlag[707]=1;
  pointMoveFlag[708]=1;
  pointMoveFlag[709]=1;
  pointMoveFlag[710]=1;
  pointMoveFlag[711]=1;
  pointMoveFlag[712]=1;
  pointMoveFlag[713]=1;
  pointMoveFlag[714]=1;
  pointMoveFlag[715]=1;
  pointMoveFlag[716]=1;
  pointMoveFlag[717]=1;
  pointMoveFlag[725]=1;
  pointMoveFlag[726]=1;
  pointMoveFlag[727]=1;
  pointMoveFlag[728]=1;
  pointMoveFlag[729]=1;
  pointMoveFlag[730]=1;
  pointMoveFlag[731]=1;
  pointMoveFlag[732]=1;
  pointMoveFlag[733]=1;
  pointMoveFlag[734]=1;
  pointMoveFlag[735]=1;
  pointMoveFlag[736]=1;
  pointMoveFlag[737]=1;
  pointMoveFlag[738]=1;
  pointMoveFlag[739]=1;
  pointMoveFlag[740]=1;
  pointMoveFlag[741]=1;
  pointMoveFlag[742]=1;
  pointMoveFlag[743]=1;
  pointMoveFlag[749]=1;
  pointMoveFlag[750]=1;
  pointMoveFlag[751]=1;
  pointMoveFlag[752]=1;
  pointMoveFlag[753]=1;
  pointMoveFlag[757]=1;
  pointMoveFlag[758]=1;
  pointMoveFlag[759]=1;
  pointMoveFlag[760]=1;
  pointMoveFlag[761]=1;
  pointMoveFlag[762]=1;
  pointMoveFlag[763]=1;
  pointMoveFlag[764]=1;
  pointMoveFlag[765]=1;
  pointMoveFlag[766]=1;
  pointMoveFlag[767]=1;
  pointMoveFlag[768]=1;
  pointMoveFlag[769]=1;
  pointMoveFlag[774]=1;
  pointMoveFlag[775]=1;
  pointMoveFlag[776]=1;
  pointMoveFlag[777]=1;
  pointMoveFlag[778]=1;
  pointMoveFlag[779]=1;
  pointMoveFlag[780]=1;
  pointMoveFlag[781]=1;
  pointMoveFlag[782]=1;
  pointMoveFlag[783]=1;
  pointMoveFlag[784]=1;
  pointMoveFlag[785]=1;
  pointMoveFlag[786]=1;
  pointMoveFlag[787]=1;
  pointMoveFlag[788]=1;
  pointMoveFlag[789]=1;
  pointMoveFlag[790]=1;
  pointMoveFlag[791]=1;
  pointMoveFlag[792]=1;
  pointMoveFlag[793]=1;
  pointMoveFlag[794]=1;
  pointMoveFlag[795]=1;
  pointMoveFlag[796]=1;
  pointMoveFlag[797]=1;
  pointMoveFlag[798]=1;
  pointMoveFlag[799]=1;
  pointMoveFlag[800]=1;
  pointMoveFlag[801]=1;
  pointMoveFlag[802]=1;
  pointMoveFlag[803]=1;
  pointMoveFlag[804]=1;
  pointMoveFlag[805]=1;
  pointMoveFlag[806]=1;
  pointMoveFlag[807]=1;
  pointMoveFlag[808]=1;
  pointMoveFlag[809]=1;
  pointMoveFlag[810]=1;
  pointMoveFlag[811]=1;
  pointMoveFlag[812]=1;
  pointMoveFlag[813]=1;
  pointMoveFlag[814]=1;
  pointMoveFlag[815]=1;
  pointMoveFlag[816]=1;
  pointMoveFlag[817]=1;
  pointMoveFlag[818]=1;
  pointMoveFlag[819]=1;
  pointMoveFlag[825]=1;
  pointMoveFlag[826]=1;
  pointMoveFlag[827]=1;
  pointMoveFlag[828]=1;
  pointMoveFlag[829]=1;
  pointMoveFlag[830]=1;
  pointMoveFlag[831]=1;
  pointMoveFlag[832]=1;
  pointMoveFlag[833]=1;
  pointMoveFlag[834]=1;
  pointMoveFlag[835]=1;
  rectMoveFlag[1]=1;
  rectMoveFlag[2]=1;
  pointMoveFlag[9]=1;
  pointMoveFlag[33]=1;
  pointMoveFlag[46]=1;
  pointMoveFlag[77]=1;
  pointMoveFlag[82]=1;
  pointMoveFlag[175]=1;
  pointMoveFlag[193]=1;
  pointMoveFlag[195]=1;
  pointMoveFlag[196]=1;
  pointMoveFlag[197]=1;
  pointMoveFlag[198]=1;
  pointMoveFlag[199]=1;
  pointMoveFlag[212]=1;
  pointMoveFlag[213]=1;
  pointMoveFlag[215]=1;
  pointMoveFlag[223]=1;
  pointMoveFlag[228]=1;
  pointMoveFlag[229]=1;
  pointMoveFlag[230]=1;
  pointMoveFlag[245]=1;
  pointMoveFlag[265]=1;
  pointMoveFlag[308]=1;
  pointMoveFlag[315]=1;
  pointMoveFlag[325]=1;
  pointMoveFlag[346]=1;
  pointMoveFlag[352]=1;
  pointMoveFlag[357]=1;
  pointMoveFlag[364]=1;
  pointMoveFlag[371]=1;
  pointMoveFlag[372]=1;
  pointMoveFlag[398]=1;
  pointMoveFlag[410]=1;
  pointMoveFlag[421]=1;
  pointMoveFlag[422]=1;
  pointMoveFlag[434]=1;
  pointMoveFlag[437]=1;
  pointMoveFlag[438]=1;
  pointMoveFlag[439]=1;
  pointMoveFlag[440]=1;
  pointMoveFlag[441]=1;
  pointMoveFlag[443]=1;
  pointMoveFlag[457]=1;
  pointMoveFlag[458]=1;
  pointMoveFlag[459]=1;
  pointMoveFlag[460]=1;
  pointMoveFlag[467]=1;
  pointMoveFlag[476]=1;
  pointMoveFlag[477]=1;
  pointMoveFlag[478]=1;
  pointMoveFlag[483]=1;
  pointMoveFlag[484]=1;
  pointMoveFlag[492]=1;
  pointMoveFlag[493]=1;
  pointMoveFlag[494]=1;
  pointMoveFlag[495]=1;
  pointMoveFlag[496]=1;
  pointMoveFlag[498]=1;
  pointMoveFlag[515]=1;
  pointMoveFlag[527]=1;
  pointMoveFlag[528]=1;
  pointMoveFlag[529]=1;
  pointMoveFlag[530]=1;
  pointMoveFlag[531]=1;
  pointMoveFlag[532]=1;
  pointMoveFlag[533]=1;
  pointMoveFlag[545]=1;
  pointMoveFlag[546]=1;
  pointMoveFlag[547]=1;
  pointMoveFlag[548]=1;
  pointMoveFlag[549]=1;
  pointMoveFlag[550]=1;
  pointMoveFlag[551]=1;
  pointMoveFlag[552]=1;
  pointMoveFlag[569]=1;
  pointMoveFlag[597]=1;
  pointMoveFlag[604]=1;
  pointMoveFlag[607]=1;
  pointMoveFlag[608]=1;
  pointMoveFlag[609]=1;
  pointMoveFlag[610]=1;
  pointMoveFlag[629]=1;
  pointMoveFlag[630]=1;
  pointMoveFlag[660]=1;
  pointMoveFlag[663]=1;
  pointMoveFlag[664]=1;
  pointMoveFlag[665]=1;
  pointMoveFlag[666]=1;
  pointMoveFlag[667]=1;
  pointMoveFlag[668]=1;
  pointMoveFlag[669]=1;
  pointMoveFlag[670]=1;
  pointMoveFlag[676]=1;
  pointMoveFlag[682]=1;
  pointMoveFlag[683]=1;
  pointMoveFlag[684]=1;
  pointMoveFlag[685]=1;
  pointMoveFlag[686]=1;
  pointMoveFlag[694]=1;
  pointMoveFlag[712]=1;
  pointMoveFlag[718]=1;
  pointMoveFlag[719]=1;
  pointMoveFlag[720]=1;
  pointMoveFlag[721]=1;
  pointMoveFlag[722]=1;
  pointMoveFlag[723]=1;
  pointMoveFlag[749]=1;
  pointMoveFlag[757]=1;
  pointMoveFlag[770]=1;
  pointMoveFlag[771]=1;
  pointMoveFlag[772]=1;
  pointMoveFlag[784]=1;
  pointMoveFlag[791]=1;
  pointMoveFlag[797]=1;
  pointMoveFlag[803]=1;
  pointMoveFlag[818]=1;
  pointMoveFlag[820]=1;
  pointMoveFlag[821]=1;
  pointMoveFlag[822]=1;
  pointMoveFlag[823]=1;
  lineMoveFlag[2]=1;
  rectMoveFlag[2]=1;
  pointMoveFlag[3]=1;
  pointMoveFlag[7]=1;
  pointMoveFlag[8]=1;
  pointMoveFlag[14]=1;
  pointMoveFlag[15]=1;
  pointMoveFlag[20]=1;
  pointMoveFlag[21]=1;
  pointMoveFlag[23]=1;
  pointMoveFlag[26]=1;
  pointMoveFlag[45]=1;
  pointMoveFlag[54]=1;
  pointMoveFlag[57]=1;
  pointMoveFlag[74]=1;
  pointMoveFlag[75]=1;
  pointMoveFlag[78]=1;
  pointMoveFlag[79]=1;
  pointMoveFlag[80]=1;
  pointMoveFlag[85]=1;
  pointMoveFlag[91]=1;
  pointMoveFlag[97]=1;
  pointMoveFlag[98]=1;
  pointMoveFlag[99]=1;
  pointMoveFlag[161]=1;
  pointMoveFlag[165]=1;
  pointMoveFlag[176]=1;
  pointMoveFlag[179]=1;
  pointMoveFlag[192]=1;
  pointMoveFlag[194]=1;
  pointMoveFlag[200]=1;
  pointMoveFlag[203]=1;
  pointMoveFlag[211]=1;
  pointMoveFlag[214]=1;
  pointMoveFlag[217]=1;
  pointMoveFlag[227]=1;
  pointMoveFlag[231]=1;
  pointMoveFlag[232]=1;
  pointMoveFlag[235]=1;
  pointMoveFlag[251]=1;
  pointMoveFlag[252]=1;
  pointMoveFlag[253]=1;
  pointMoveFlag[254]=1;
  pointMoveFlag[255]=1;
  pointMoveFlag[258]=1;
  pointMoveFlag[259]=1;
  pointMoveFlag[260]=1;
  pointMoveFlag[261]=1;
  pointMoveFlag[262]=1;
  pointMoveFlag[267]=1;
  pointMoveFlag[268]=1;
  pointMoveFlag[269]=1;
  pointMoveFlag[270]=1;
  pointMoveFlag[271]=1;
  pointMoveFlag[272]=1;
  pointMoveFlag[273]=1;
  pointMoveFlag[274]=1;
  pointMoveFlag[275]=1;
  pointMoveFlag[276]=1;
  pointMoveFlag[277]=1;
  pointMoveFlag[278]=1;
  pointMoveFlag[279]=1;
  pointMoveFlag[281]=1;
  pointMoveFlag[285]=1;
  pointMoveFlag[288]=1;
  pointMoveFlag[291]=1;
  pointMoveFlag[300]=1;
  pointMoveFlag[301]=1;
  pointMoveFlag[302]=1;
  pointMoveFlag[312]=1;
  pointMoveFlag[313]=1;
  pointMoveFlag[314]=1;
  pointMoveFlag[316]=1;
  pointMoveFlag[319]=1;
  pointMoveFlag[320]=1;
  pointMoveFlag[323]=1;
  pointMoveFlag[329]=1;
  pointMoveFlag[339]=1;
  pointMoveFlag[342]=1;
  pointMoveFlag[343]=1;
  pointMoveFlag[344]=1;
  pointMoveFlag[351]=1;
  pointMoveFlag[358]=1;
  pointMoveFlag[359]=1;
  pointMoveFlag[360]=1;
  pointMoveFlag[361]=1;
  pointMoveFlag[363]=1;
  pointMoveFlag[368]=1;
  pointMoveFlag[374]=1;
  pointMoveFlag[376]=1;
  pointMoveFlag[382]=1;
  pointMoveFlag[386]=1;
  pointMoveFlag[387]=1;
  pointMoveFlag[388]=1;
  pointMoveFlag[390]=1;
  pointMoveFlag[391]=1;
  pointMoveFlag[392]=1;
  pointMoveFlag[393]=1;
  pointMoveFlag[394]=1;
  pointMoveFlag[395]=1;
  pointMoveFlag[396]=1;
  pointMoveFlag[399]=1;
  pointMoveFlag[400]=1;
  pointMoveFlag[406]=1;
  pointMoveFlag[413]=1;
  pointMoveFlag[416]=1;
  pointMoveFlag[417]=1;
  pointMoveFlag[418]=1;
  pointMoveFlag[419]=1;
  pointMoveFlag[420]=1;
  pointMoveFlag[423]=1;
  pointMoveFlag[424]=1;
  pointMoveFlag[441]=1;
  pointMoveFlag[442]=1;
  pointMoveFlag[451]=1;
  pointMoveFlag[452]=1;
  pointMoveFlag[453]=1;
  pointMoveFlag[454]=1;
  pointMoveFlag[455]=1;
  pointMoveFlag[461]=1;
  pointMoveFlag[465]=1;
  pointMoveFlag[470]=1;
  pointMoveFlag[471]=1;
  pointMoveFlag[472]=1;
  pointMoveFlag[473]=1;
  pointMoveFlag[474]=1;
  pointMoveFlag[475]=1;
  pointMoveFlag[479]=1;
  pointMoveFlag[481]=1;
  pointMoveFlag[491]=1;
  pointMoveFlag[497]=1;
  pointMoveFlag[500]=1;
  pointMoveFlag[503]=1;
  pointMoveFlag[506]=1;
  pointMoveFlag[507]=1;
  pointMoveFlag[510]=1;
  pointMoveFlag[511]=1;
  pointMoveFlag[517]=1;
  pointMoveFlag[524]=1;
  pointMoveFlag[531]=1;
  pointMoveFlag[537]=1;
  pointMoveFlag[541]=1;
  pointMoveFlag[542]=1;
  pointMoveFlag[543]=1;
  pointMoveFlag[544]=1;
  pointMoveFlag[552]=1;
  pointMoveFlag[557]=1;
  pointMoveFlag[559]=1;
  pointMoveFlag[560]=1;
  pointMoveFlag[561]=1;
  pointMoveFlag[565]=1;
  pointMoveFlag[568]=1;
  pointMoveFlag[570]=1;
  pointMoveFlag[571]=1;
  pointMoveFlag[573]=1;
  pointMoveFlag[574]=1;
  pointMoveFlag[575]=1;
  pointMoveFlag[576]=1;
  pointMoveFlag[577]=1;
  pointMoveFlag[578]=1;
  pointMoveFlag[581]=1;
  pointMoveFlag[582]=1;
  pointMoveFlag[583]=1;
  pointMoveFlag[586]=1;
  pointMoveFlag[587]=1;
  pointMoveFlag[588]=1;
  pointMoveFlag[589]=1;
  pointMoveFlag[603]=1;
  pointMoveFlag[606]=1;
  pointMoveFlag[621]=1;
  pointMoveFlag[622]=1;
  pointMoveFlag[623]=1;
  pointMoveFlag[631]=1;
  pointMoveFlag[633]=1;
  pointMoveFlag[639]=1;
  pointMoveFlag[640]=1;
  pointMoveFlag[654]=1;
  pointMoveFlag[655]=1;
  pointMoveFlag[656]=1;
  pointMoveFlag[657]=1;
  pointMoveFlag[658]=1;
  pointMoveFlag[661]=1;
  pointMoveFlag[662]=1;
  pointMoveFlag[671]=1;
  pointMoveFlag[675]=1;
  pointMoveFlag[679]=1;
  pointMoveFlag[680]=1;
  pointMoveFlag[681]=1;
  pointMoveFlag[688]=1;
  pointMoveFlag[691]=1;
  pointMoveFlag[695]=1;
  pointMoveFlag[699]=1;
  pointMoveFlag[714]=1;
  pointMoveFlag[722]=1;
  pointMoveFlag[723]=1;
  pointMoveFlag[724]=1;
  pointMoveFlag[725]=1;
  pointMoveFlag[727]=1;
  pointMoveFlag[731]=1;
  pointMoveFlag[735]=1;
  pointMoveFlag[736]=1;
  pointMoveFlag[740]=1;
  pointMoveFlag[744]=1;
  pointMoveFlag[745]=1;
  pointMoveFlag[746]=1;
  pointMoveFlag[747]=1;
  pointMoveFlag[748]=1;
  pointMoveFlag[751]=1;
  pointMoveFlag[754]=1;
  pointMoveFlag[755]=1;
  pointMoveFlag[756]=1;
  pointMoveFlag[762]=1;
  pointMoveFlag[764]=1;
  pointMoveFlag[768]=1;
  pointMoveFlag[773]=1;
  pointMoveFlag[778]=1;
  pointMoveFlag[789]=1;
  pointMoveFlag[793]=1;
  pointMoveFlag[796]=1;
  pointMoveFlag[805]=1;
  pointMoveFlag[814]=1;
  pointMoveFlag[823]=1;
  pointMoveFlag[824]=1;
  pointMoveFlag[834]=1;
  vertexMoveFlag[1]=1;
  rectMoveFlag[3]=1;
  pointMoveFlag[12]=1;
  pointMoveFlag[13]=1;
  pointMoveFlag[27]=1;
  pointMoveFlag[29]=1;
  pointMoveFlag[52]=1;
  pointMoveFlag[55]=1;
  pointMoveFlag[82]=1;
  pointMoveFlag[89]=1;
  pointMoveFlag[92]=1;
  pointMoveFlag[102]=1;
  pointMoveFlag[103]=1;
  pointMoveFlag[104]=1;
  pointMoveFlag[105]=1;
  pointMoveFlag[106]=1;
  pointMoveFlag[107]=1;
  pointMoveFlag[122]=1;
  pointMoveFlag[123]=1;
  pointMoveFlag[124]=1;
  pointMoveFlag[125]=1;
  pointMoveFlag[126]=1;
  pointMoveFlag[127]=1;
  pointMoveFlag[128]=1;
  pointMoveFlag[129]=1;
  pointMoveFlag[130]=1;
  pointMoveFlag[131]=1;
  pointMoveFlag[132]=1;
  pointMoveFlag[133]=1;
  pointMoveFlag[134]=1;
  pointMoveFlag[135]=1;
  pointMoveFlag[136]=1;
  pointMoveFlag[137]=1;
  pointMoveFlag[138]=1;
  pointMoveFlag[139]=1;
  pointMoveFlag[140]=1;
  pointMoveFlag[141]=1;
  pointMoveFlag[142]=1;
  pointMoveFlag[143]=1;
  pointMoveFlag[144]=1;
  pointMoveFlag[154]=1;
  pointMoveFlag[155]=1;
  pointMoveFlag[156]=1;
  pointMoveFlag[157]=1;
  pointMoveFlag[158]=1;
  pointMoveFlag[159]=1;
  pointMoveFlag[161]=1;
  pointMoveFlag[163]=1;
  pointMoveFlag[166]=1;
  pointMoveFlag[167]=1;
  pointMoveFlag[168]=1;
  pointMoveFlag[169]=1;
  pointMoveFlag[170]=1;
  pointMoveFlag[171]=1;
  pointMoveFlag[172]=1;
  pointMoveFlag[173]=1;
  pointMoveFlag[180]=1;
  pointMoveFlag[181]=1;
  pointMoveFlag[182]=1;
  pointMoveFlag[183]=1;
  pointMoveFlag[184]=1;
  pointMoveFlag[188]=1;
  pointMoveFlag[205]=1;
  pointMoveFlag[214]=1;
  pointMoveFlag[217]=1;
  pointMoveFlag[222]=1;
  pointMoveFlag[231]=1;
  pointMoveFlag[255]=1;
  pointMoveFlag[257]=1;
  pointMoveFlag[262]=1;
  pointMoveFlag[302]=1;
  pointMoveFlag[303]=1;
  pointMoveFlag[328]=1;
  pointMoveFlag[329]=1;
  pointMoveFlag[349]=1;
  pointMoveFlag[357]=1;
  pointMoveFlag[372]=1;
  pointMoveFlag[397]=1;
  pointMoveFlag[403]=1;
  pointMoveFlag[418]=1;
  pointMoveFlag[459]=1;
  pointMoveFlag[466]=1;
  pointMoveFlag[489]=1;
  pointMoveFlag[493]=1;
  pointMoveFlag[497]=1;
  pointMoveFlag[526]=1;
  pointMoveFlag[534]=1;
  pointMoveFlag[545]=1;
  pointMoveFlag[557]=1;
  pointMoveFlag[583]=1;
  pointMoveFlag[585]=1;
  pointMoveFlag[590]=1;
  pointMoveFlag[599]=1;
  pointMoveFlag[602]=1;
  pointMoveFlag[611]=1;
  pointMoveFlag[612]=1;
  pointMoveFlag[613]=1;
  pointMoveFlag[614]=1;
  pointMoveFlag[635]=1;
  pointMoveFlag[639]=1;
  pointMoveFlag[644]=1;
  pointMoveFlag[649]=1;
  pointMoveFlag[664]=1;
  pointMoveFlag[682]=1;
  pointMoveFlag[685]=1;
  pointMoveFlag[687]=1;
  pointMoveFlag[694]=1;
  pointMoveFlag[704]=1;
  pointMoveFlag[727]=1;
  pointMoveFlag[737]=1;
  pointMoveFlag[739]=1;
  pointMoveFlag[756]=1;
  pointMoveFlag[801]=1;
  pointMoveFlag[814]=1;
  pointMoveFlag[822]=1;
  pointMoveFlag[826]=1;
  ellipMoveFlag[4]=1;
  pointMoveFlag[29]=1;
  pointMoveFlag[67]=1;
  pointMoveFlag[69]=1;
  pointMoveFlag[72]=1;
  pointMoveFlag[86]=1;
  pointMoveFlag[95]=1;
  pointMoveFlag[96]=1;
  pointMoveFlag[101]=1;
  pointMoveFlag[141]=1;
  pointMoveFlag[146]=1;
  pointMoveFlag[147]=1;
  pointMoveFlag[148]=1;
  pointMoveFlag[149]=1;
  pointMoveFlag[150]=1;
  pointMoveFlag[151]=1;
  pointMoveFlag[152]=1;
  pointMoveFlag[153]=1;
  pointMoveFlag[163]=1;
  pointMoveFlag[174]=1;
  pointMoveFlag[192]=1;
  pointMoveFlag[223]=1;
  pointMoveFlag[227]=1;
  pointMoveFlag[287]=1;
  pointMoveFlag[333]=1;
  pointMoveFlag[345]=1;
  pointMoveFlag[372]=1;
  pointMoveFlag[394]=1;
  pointMoveFlag[474]=1;
  pointMoveFlag[481]=1;
  pointMoveFlag[529]=1;
  pointMoveFlag[614]=1;
  pointMoveFlag[622]=1;
  pointMoveFlag[628]=1;
  pointMoveFlag[659]=1;
  pointMoveFlag[666]=1;
  pointMoveFlag[673]=1;
  pointMoveFlag[695]=1;
  pointMoveFlag[754]=1;
  pointMoveFlag[777]=1;
  pointMoveFlag[780]=1;
  pointMoveFlag[797]=1;
  pointMoveFlag[803]=1;
  pointMoveFlag[816]=1;
  pointMoveFlag[835]=1;
  ellipMoveFlag[5]=1;
}

void draw(){
  background(255);
  for(int p=0; p<5000; p++){
    if (pointX[p]==0 && pointY[p]==0){
    continue;
    }
    if(pointStrokeFlag[p]==0){
      stroke(0);
    }
    if(pointStrokeFlag[p]==1){
      stroke(255, 0, 0);
    }
    strokeWeight(10);
    if(pointMoveFlag[p]==1){
      if(pointX[p]>width){
        pointX[p]=width;
        pointMoveFLAGX[p]=1;
      }
      if(pointX[p]<0){
        pointX[p]=0;
        pointMoveFLAGX[p]=0;
      }
      if(pointMoveFLAGX[p]==0) pointX[p]+=pointVX[p];
      if(pointMoveFLAGX[p]==1) pointX[p]-=pointVX[p];
      if(pointY[p]>height){
        pointY[p]=height;
        pointMoveFLAGY[p]=1;
      }
      if(pointY[p]<0){
        pointY[p]=0;
        pointMoveFLAGY[p]=0;
      }
      if(pointMoveFLAGY[p]==0) pointY[p]+=pointVY[p];
      if(pointMoveFLAGY[p]==1) pointY[p]-=pointVY[p];
    }
    point(pointX[p], pointY[p]);
  }
  strokeWeight(2);

  for(int l=0; l<500; l++){
    if(lineX1[l]==0 && lineY1[l]==0){
      continue;
    }
    if(lineStrokeFlag[l]==1){
      stroke(0, 0, 255);
    } else {
      stroke(0);
    }
    strokeWeight(5);
    if(lineMoveFlag[l]==1){
      if(lineX1[l]<=lineX2[l]){
        lineW[l]=lineX2[l]-lineX1[l];
        if(lineX2[l]>width){
          lineX1[l]=width-lineW[l];
          lineX2[l]=width;
          lineMoveFLAGX[l]=1;
        }
        if (lineX1[l]<0) {
          lineX1[l]=0;
          lineX2[l]=0+lineW[l];
          lineMoveFLAGX[l]=0;
        }
        if (lineMoveFLAGX[l]==0) {
          lineX1[l]=lineX1[l]+lineVX[l];
          lineX2[l]=lineX2[l]+lineVX[l];
        }
        if (lineMoveFLAGX[l]==1) {
          lineX1[l]=lineX1[l]-lineVX[l];
          lineX2[l]=lineX2[l]-lineVX[l];
        }
      }
      if (lineX1[l]>lineX2[l]) {
        lineW[l]=lineX1[l]-lineX2[l];
        if (lineX1[l]>width) {
          lineX1[l]=width;
          lineX2[l]=width-lineW[l];
          lineMoveFLAGX[l]=1;
        }
        if (lineX2[l]<0) {
          lineX1[l]=0+lineW[l];
          lineX2[l]=0;
          lineMoveFLAGX[l]=0;
        }
        if (lineMoveFLAGX[l]==0) {
          lineX1[l]=lineX1[l]+lineVX[l];
          lineX2[l]=lineX2[l]+lineVX[l];
        }
        if (lineMoveFLAGX[l]==1) {
          lineX1[l]=lineX1[l]-lineVX[l];
          lineX2[l]=lineX2[l]-lineVX[l];
        }
        if (lineY1[l]<=lineY2[l]) {
          lineH[l]=lineY2[l]-lineY1[l];
          if (lineY2[l]>height) {
            lineY1[l]=height-lineH[l];
            lineY2[l]=height;
            lineMoveFLAGY[l]=1;
          }
          if (lineY1[l]<0) {
            lineY1[l]=0;
            lineY2[l]=0+lineH[l];
            lineMoveFLAGY[l]=0;
          }
          if (lineMoveFLAGY[l]==0) {
            lineY1[l]=lineY1[l]+lineVY[l];
            lineY2[l]=lineY2[l]+lineVY[l];
          }
          if (lineMoveFLAGY[l]==1) {
            lineY1[l]=lineY1[l]-lineVY[l];
            lineY2[l]=lineY2[l]-lineVY[l];
          }
        }
        if (lineY1[l]>lineY2[l]) {
          lineH[l]=lineY1[l]-lineY2[l];
          if (lineY1[l]>height) {
            lineY1[l]=height;
            lineY2[l]=height-lineH[l];
            lineMoveFLAGY[l]=1;
          }
          if (lineY2[l]<0) {
            lineY1[l]=0+lineH[l];
            lineY2[l]=0;
            lineMoveFLAGY[l]=0;
          }
          if (lineMoveFLAGY[l]==0) {
            lineY1[l]=lineY1[l]+lineVY[l];
            lineY2[l]=lineY2[l]+lineVY[l];
          }
          if (lineMoveFLAGY[l]==1) {
            lineY1[l]=lineY1[l]-lineVY[l];
            lineY2[l]=lineY2[l]-lineVY[l];
          }
        }
      }
    }
    line(lineX1[l], lineY1[l], lineX2[l], lineY2[l]);
  }
  strokeWeight(2);

  for (int r=0; r<500; r++) {
    if (rectX[r]==0 && rectY[r]==0) {
      continue;
    }
    if (rectFillFlag[r]==1) {
      fill(0, 255, 0, 80);
    } else {
      noFill();
    }
    stroke(0);
    if (rectMoveFlag[r]==1) {
      rectX2[r]=rectX[r]+rectW[r];
      if (rectX[r]<=rectX2[r]) {
        if (rectX2[r]>width) {
          rectX[r]=width-rectW[r];
          rectMoveFLAGX[r]=1;
        }
        if (rectX[r]<0) {
          rectX[r]=0;
          rectMoveFLAGX[r]=0;
        }
      } else if (rectX[r]>rectX2[r]) {
        if (rectX[r]>width) {
          rectX[r]=width;
          rectMoveFLAGX[r]=1;
        }
        if (rectX2[r]<0) {
          rectX[r]=0-rectW[r];
          rectMoveFLAGX[r]=0;
        }
      }
      if (rectMoveFLAGX[r]==0) rectX[r]=rectX[r]+rectVX[r];
      if (rectMoveFLAGX[r]==1) rectX[r]=rectX[r]-rectVX[r];
      rectY2[r]=rectY[r]+rectH[r];
      if (rectY[r]<=rectY2[r]) {
        if (rectY2[r]>height) {
          rectY[r]=height-rectH[r];
          rectMoveFLAGY[r]=1;
        }
        if (rectY[r]<0) {
          rectY[r]=0;
          rectMoveFLAGY[r]=0;
        }
      } else if (rectY[r]>rectY2[r]) {
        if (rectY[r]>height) {
          rectY[r]=height;
          rectMoveFLAGY[r]=1;
        }
        if (rectY2[r]<0) {
          rectY[r]=0-rectH[r];
          rectMoveFLAGY[r]=0;
        }
      }
      if (rectMoveFLAGY[r]==0) rectY[r]=rectY[r]+rectVY[r];
      if (rectMoveFLAGY[r]==1) rectY[r]=rectY[r]-rectVY[r];
    }
    rect(rectX[r], rectY[r], rectW[r], rectH[r]);
  }

  for (int v1=0; v1<500; v1++) {
    vertexCount=0;
    if (vertexFillFlag[v1]==1) {
      fill(0, 255, 255, 80);
    } else {
      noFill();
    }
    stroke(0);
    strokeWeight(2);
    beginShape();
    for (int v2=0; v2<500; v2++) {
      if (vertexX[v1][v2]==0 && vertexY[v1][v2]==0) {
        lastVertexFlag[v1]=1;
        if (lastVertexFlag[v1]==1) {
          vertex(vertexX[v1][0], vertexY[v1][0]);
          vertexCount++;
        }
        break;
      }
      vertex(vertexX[v1][v2], vertexY[v1][v2]);
      vertexCount++;
    }
    endShape();
    if (lastVertexFlag[v1]==1 && vertexMoveFlag[v1]==1) {
      MaxX[v1] = vertexX[v1][0];
      minX[v1] = vertexX[v1][0];
      MaxY[v1] = vertexY[v1][0];
      minY[v1] = vertexY[v1][0];
      for (int v=0; v<vertexCount-1; v++) {
        if (MaxX[v1]<vertexX[v1][v]) MaxX[v1]=vertexX[v1][v];
        if (minX[v1]>vertexX[v1][v]) minX[v1]=vertexX[v1][v];
        if (MaxY[v1]<vertexY[v1][v]) MaxY[v1]=vertexY[v1][v];
        if (minY[v1]>vertexY[v1][v]) minY[v1]=vertexY[v1][v];
      }
      for (int v=0; v<vertexCount-1; v++) {
        DistX[v1][v]=MaxX[v1]-vertexX[v1][v];
        DistY[v1][v]=MaxY[v1]-vertexY[v1][v];
        distX[v1][v]=vertexX[v1][v]-minX[v1];
        distY[v1][v]=vertexY[v1][v]-minY[v1];
      }
      if (MaxX[v1]>width) {
        for (int v=0; v<vertexCount-1; v++) {
          vertexX[v1][v]=width-DistX[v1][v];
        }
        vertexMoveFLAGX[v1]=1;
      }
      if (minX[v1]<0) {
        for (int v=0; v<vertexCount-1; v++) {
          vertexX[v1][v]=0+distX[v1][v];
        }
        vertexMoveFLAGX[v1]=0;
      }
      if (vertexMoveFLAGX[v1]==0) {
        for (int v=0; v<vertexCount-1; v++) {
          vertexX[v1][v]=vertexX[v1][v]+vertexVX[v1];
        }
      }
      if (vertexMoveFLAGX[v1]==1) {
        for (int v=0; v<vertexCount-1; v++) {
          vertexX[v1][v]=vertexX[v1][v]-vertexVX[v1];
        }
      }
      if (MaxY[v1]>height) {
        for (int v=0; v<vertexCount-1; v++) {
          vertexY[v1][v]=height-DistY[v1][v];
        }
        vertexMoveFLAGY[v1]=1;
      }
      if (minY[v1]<0) {
        for (int v=0; v<vertexCount-1; v++) {
          vertexY[v1][v]=0+distY[v1][v];
        }
        vertexMoveFLAGY[v1]=0;
      }
      if (vertexMoveFLAGY[v1]==0) {
        for (int v=0; v<vertexCount-1; v++) {
          vertexY[v1][v]=vertexY[v1][v]+vertexVY[v1];
        }
      }
      if (vertexMoveFLAGY[v1]==1) {
        for (int v=0; v<vertexCount-1; v++) {
          vertexY[v1][v]=vertexY[v1][v]-vertexVY[v1];
        }
      }
    }
  }

  for (int e=0; e<500; e++) {
    if (ellipX[e]==0 && ellipY[e]==0) {
      continue;
    }
    if (ellipFillFlag[e]==1) {
      fill(255, 255, 0, 80);
    } else {
      noFill();
    }
    if (ellipMoveFlag[e]==1) {
      if (ellipR1[e]>=0) {
        if (ellipX[e]>width-ellipR1[e]) {
          ellipX[e]=width-ellipR1[e];
          ellipMoveFLAGX[e]=1;
        }
        if (ellipX[e]<0+ellipR1[e]) {
          ellipX[e]=0+ellipR1[e];
          ellipMoveFLAGX[e]=0;
        }
      }
      if (ellipR1[e]<0) {
        if (ellipX[e]>width+ellipR1[e]) {
          ellipX[e]=width+ellipR1[e];
          ellipMoveFLAGX[e]=1;
        }
        if (ellipX[e]<0-ellipR1[e]) {
          ellipX[e]=0-ellipR1[e];
          ellipMoveFLAGX[e]=0;
        }
      }
      if (ellipMoveFLAGX[e]==0) ellipX[e]=ellipX[e]+ellipVX[e];
      if (ellipMoveFLAGX[e]==1) ellipX[e]=ellipX[e]-ellipVX[e];
      if (ellipR2[e]>=0) {
        if (ellipY[e]>height-ellipR2[e]) {
          ellipY[e]=height-ellipR2[e];
          ellipMoveFLAGY[e]=1;
        }
        if (ellipY[e]<0+ellipR2[e]) {
          ellipY[e]=0+ellipR2[e];
          ellipMoveFLAGY[e]=0;
        }
      }
      if (ellipR2[e]<0) {
        if (ellipY[e]>height+ellipR2[e]) {
          ellipY[e]=height+ellipR2[e];
          ellipMoveFLAGY[e]=1;
        }
        if (ellipY[e]<0-ellipR2[e]) {
          ellipY[e]=0-ellipR2[e];
          ellipMoveFLAGY[e]=0;
        }
      }
      if (ellipMoveFLAGY[e]==0) ellipY[e]=ellipY[e]+ellipVY[e];
      if (ellipMoveFLAGY[e]==1) ellipY[e]=ellipY[e]-ellipVY[e];
    }
    stroke(0);
    ellipse(ellipX[e], ellipY[e], 2*ellipR1[e], 2*ellipR2[e]);
  }
}
